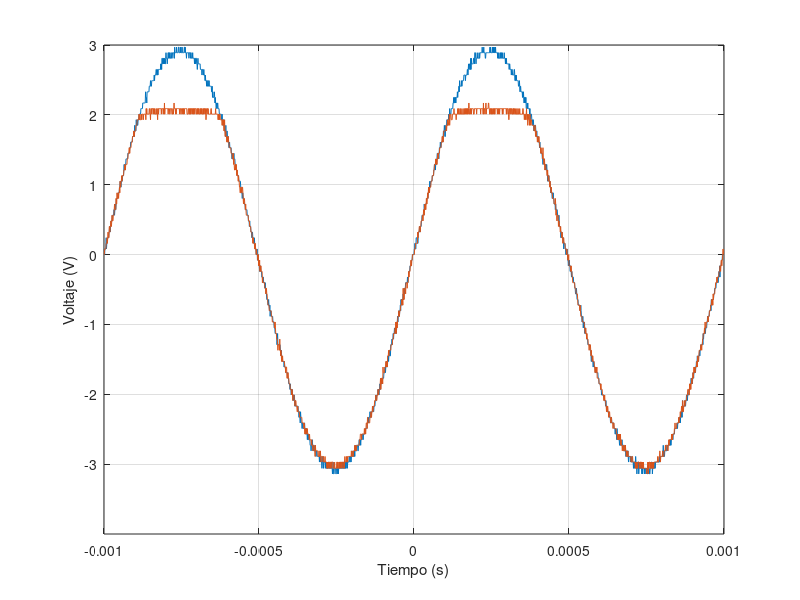

The MATLAB source for this figure:
t=[-1.00E-03
-9.99E-04
-9.98E-04
-9.97E-04
-9.96E-04
-9.95E-04
-9.94E-04
-9.93E-04
-9.92E-04
-9.91E-04
-9.90E-04
-9.89E-04
-9.88E-04
-9.87E-04
-9.86E-04
-9.85E-04
-9.84E-04
-9.83E-04
-9.82E-04
-9.81E-04
-9.80E-04
-9.79E-04
-9.78E-04
-9.77E-04
-9.76E-04
-9.75E-04
-9.74E-04
-9.73E-04
-9.72E-04
-9.71E-04
-9.70E-04
-9.69E-04
-9.68E-04
-9.67E-04
-9.66E-04
-9.65E-04
-9.64E-04
-9.63E-04
-9.62E-04
-9.61E-04
-9.60E-04
-9.59E-04
-9.58E-04
-9.57E-04
-9.56E-04
-9.55E-04
-9.54E-04
-9.53E-04
-9.52E-04
-9.51E-04
-9.50E-04
-9.49E-04
-9.48E-04
-9.47E-04
-9.46E-04
-9.45E-04
-9.44E-04
-9.43E-04
-9.42E-04
-9.41E-04
-9.40E-04
-9.39E-04
-9.38E-04
-9.37E-04
-9.36E-04
-9.35E-04
-9.34E-04
-9.33E-04
-9.32E-04
-9.31E-04
-9.30E-04
-9.29E-04
-9.28E-04
-9.27E-04
-9.26E-04
-9.25E-04
-9.24E-04
-9.23E-04
-9.22E-04
-9.21E-04
-9.20E-04
-9.19E-04
-9.18E-04
-9.17E-04
-9.16E-04
-9.15E-04
-9.14E-04
-9.13E-04
-9.12E-04
-9.11E-04
-9.10E-04
-9.09E-04
-9.08E-04
-9.07E-04
-9.06E-04
-9.05E-04
-9.04E-04
-9.03E-04
-9.02E-04
-9.01E-04
-9.00E-04
-8.99E-04
-8.98E-04
-8.97E-04
-8.96E-04
-8.95E-04
-8.94E-04
-8.93E-04
-8.92E-04
-8.91E-04
-8.90E-04
-8.89E-04
-8.88E-04
-8.87E-04
-8.86E-04
-8.85E-04
-8.84E-04
-8.83E-04
-8.82E-04
-8.81E-04
-8.80E-04
-8.79E-04
-8.78E-04
-8.77E-04
-8.76E-04
-8.75E-04
-8.74E-04
-8.73E-04
-8.72E-04
-8.71E-04
-8.70E-04
-8.69E-04
-8.68E-04
-8.67E-04
-8.66E-04
-8.65E-04
-8.64E-04
-8.63E-04
-8.62E-04
-8.61E-04
-8.60E-04
-8.59E-04
-8.58E-04
-8.57E-04
-8.56E-04
-8.55E-04
-8.54E-04
-8.53E-04
-8.52E-04
-8.51E-04
-8.50E-04
-8.49E-04
-8.48E-04
-8.47E-04
-8.46E-04
-8.45E-04
-8.44E-04
-8.43E-04
-8.42E-04
-8.41E-04
-8.40E-04
-8.39E-04
-8.38E-04
-8.37E-04
-8.36E-04
-8.35E-04
-8.34E-04
-8.33E-04
-8.32E-04
-8.31E-04
-8.30E-04
-8.29E-04
-8.28E-04
-8.27E-04
-8.26E-04
-8.25E-04
-8.24E-04
-8.23E-04
-8.22E-04
-8.21E-04
-8.20E-04
-8.19E-04
-8.18E-04
-8.17E-04
-8.16E-04
-8.15E-04
-8.14E-04
-8.13E-04
-8.12E-04
-8.11E-04
-8.10E-04
-8.09E-04
-8.08E-04
-8.07E-04
-8.06E-04
-8.05E-04
-8.04E-04
-8.03E-04
-8.02E-04
-8.01E-04
-8.00E-04
-7.99E-04
-7.98E-04
-7.97E-04
-7.96E-04
-7.95E-04
-7.94E-04
-7.93E-04
-7.92E-04
-7.91E-04
-7.90E-04
-7.89E-04
-7.88E-04
-7.87E-04
-7.86E-04
-7.85E-04
-7.84E-04
-7.83E-04
-7.82E-04
-7.81E-04
-7.80E-04
-7.79E-04
-7.78E-04
-7.77E-04
-7.76E-04
-7.75E-04
-7.74E-04
-7.73E-04
-7.72E-04
-7.71E-04
-7.70E-04
-7.69E-04
-7.68E-04
-7.67E-04
-7.66E-04
-7.65E-04
-7.64E-04
-7.63E-04
-7.62E-04
-7.61E-04
-7.60E-04
-7.59E-04
-7.58E-04
-7.57E-04
-7.56E-04
-7.55E-04
-7.54E-04
-7.53E-04
-7.52E-04
-7.51E-04
-7.50E-04
-7.49E-04
-7.48E-04
-7.47E-04
-7.46E-04
-7.45E-04
-7.44E-04
-7.43E-04
-7.42E-04
-7.41E-04
-7.40E-04
-7.39E-04
-7.38E-04
-7.37E-04
-7.36E-04
-7.35E-04
-7.34E-04
-7.33E-04
-7.32E-04
-7.31E-04
-7.30E-04
-7.29E-04
-7.28E-04
-7.27E-04
-7.26E-04
-7.25E-04
-7.24E-04
-7.23E-04
-7.22E-04
-7.21E-04
-7.20E-04
-7.19E-04
-7.18E-04
-7.17E-04
-7.16E-04
-7.15E-04
-7.14E-04
-7.13E-04
-7.12E-04
-7.11E-04
-7.10E-04
-7.09E-04
-7.08E-04
-7.07E-04
-7.06E-04
-7.05E-04
-7.04E-04
-7.03E-04
-7.02E-04
-7.01E-04
-7.00E-04
-6.99E-04
-6.98E-04
-6.97E-04
-6.96E-04
-6.95E-04
-6.94E-04
-6.93E-04
-6.92E-04
-6.91E-04
-6.90E-04
-6.89E-04
-6.88E-04
-6.87E-04
-6.86E-04
-6.85E-04
-6.84E-04
-6.83E-04
-6.82E-04
-6.81E-04
-6.80E-04
-6.79E-04
-6.78E-04
-6.77E-04
-6.76E-04
-6.75E-04
-6.74E-04
-6.73E-04
-6.72E-04
-6.71E-04
-6.70E-04
-6.69E-04
-6.68E-04
-6.67E-04
-6.66E-04
-6.65E-04
-6.64E-04
-6.63E-04
-6.62E-04
-6.61E-04
-6.60E-04
-6.59E-04
-6.58E-04
-6.57E-04
-6.56E-04
-6.55E-04
-6.54E-04
-6.53E-04
-6.52E-04
-6.51E-04
-6.50E-04
-6.49E-04
-6.48E-04
-6.47E-04
-6.46E-04
-6.45E-04
-6.44E-04
-6.43E-04
-6.42E-04
-6.41E-04
-6.40E-04
-6.39E-04
-6.38E-04
-6.37E-04
-6.36E-04
-6.35E-04
-6.34E-04
-6.33E-04
-6.32E-04
-6.31E-04
-6.30E-04
-6.29E-04
-6.28E-04
-6.27E-04
-6.26E-04
-6.25E-04
-6.24E-04
-6.23E-04
-6.22E-04
-6.21E-04
-6.20E-04
-6.19E-04
-6.18E-04
-6.17E-04
-6.16E-04
-6.15E-04
-6.14E-04
-6.13E-04
-6.12E-04
-6.11E-04
-6.10E-04
-6.09E-04
-6.08E-04
-6.07E-04
-6.06E-04
-6.05E-04
-6.04E-04
-6.03E-04
-6.02E-04
-6.01E-04
-6.00E-04
-5.99E-04
-5.98E-04
-5.97E-04
-5.96E-04
-5.95E-04
-5.94E-04
-5.93E-04
-5.92E-04
-5.91E-04
-5.90E-04
-5.89E-04
-5.88E-04
-5.87E-04
-5.86E-04
-5.85E-04
-5.84E-04
-5.83E-04
-5.82E-04
-5.81E-04
-5.80E-04
-5.79E-04
-5.78E-04
-5.77E-04
-5.76E-04
-5.75E-04
-5.74E-04
-5.73E-04
-5.72E-04
-5.71E-04
-5.70E-04
-5.69E-04
-5.68E-04
-5.67E-04
-5.66E-04
-5.65E-04
-5.64E-04
-5.63E-04
-5.62E-04
-5.61E-04
-5.60E-04
-5.59E-04
-5.58E-04
-5.57E-04
-5.56E-04
-5.55E-04
-5.54E-04
-5.53E-04
-5.52E-04
-5.51E-04
-5.50E-04
-5.49E-04
-5.48E-04
-5.47E-04
-5.46E-04
-5.45E-04
-5.44E-04
-5.43E-04
-5.42E-04
-5.41E-04
-5.40E-04
-5.39E-04
-5.38E-04
-5.37E-04
-5.36E-04
-5.35E-04
-5.34E-04
-5.33E-04
-5.32E-04
-5.31E-04
-5.30E-04
-5.29E-04
-5.28E-04
-5.27E-04
-5.26E-04
-5.25E-04
-5.24E-04
-5.23E-04
-5.22E-04
-5.21E-04
-5.20E-04
-5.19E-04
-5.18E-04
-5.17E-04
-5.16E-04
-5.15E-04
-5.14E-04
-5.13E-04
-5.12E-04
-5.11E-04
-5.10E-04
-5.09E-04
-5.08E-04
-5.07E-04
-5.06E-04
-5.05E-04
-5.04E-04
-5.03E-04
-5.02E-04
-5.01E-04
-5.00E-04
-4.99E-04
-4.98E-04
-4.97E-04
-4.96E-04
-4.95E-04
-4.94E-04
-4.93E-04
-4.92E-04
-4.91E-04
-4.90E-04
-4.89E-04
-4.88E-04
-4.87E-04
-4.86E-04
-4.85E-04
-4.84E-04
-4.83E-04
-4.82E-04
-4.81E-04
-4.80E-04
-4.79E-04
-4.78E-04
-4.77E-04
-4.76E-04
-4.75E-04
-4.74E-04
-4.73E-04
-4.72E-04
-4.71E-04
-4.70E-04
-4.69E-04
-4.68E-04
-4.67E-04
-4.66E-04
-4.65E-04
-4.64E-04
-4.63E-04
-4.62E-04
-4.61E-04
-4.60E-04
-4.59E-04
-4.58E-04
-4.57E-04
-4.56E-04
-4.55E-04
-4.54E-04
-4.53E-04
-4.52E-04
-4.51E-04
-4.50E-04
-4.49E-04
-4.48E-04
-4.47E-04
-4.46E-04
-4.45E-04
-4.44E-04
-4.43E-04
-4.42E-04
-4.41E-04
-4.40E-04
-4.39E-04
-4.38E-04
-4.37E-04
-4.36E-04
-4.35E-04
-4.34E-04
-4.33E-04
-4.32E-04
-4.31E-04
-4.30E-04
-4.29E-04
-4.28E-04
-4.27E-04
-4.26E-04
-4.25E-04
-4.24E-04
-4.23E-04
-4.22E-04
-4.21E-04
-4.20E-04
-4.19E-04
-4.18E-04
-4.17E-04
-4.16E-04
-4.15E-04
-4.14E-04
-4.13E-04
-4.12E-04
-4.11E-04
-4.10E-04
-4.09E-04
-4.08E-04
-4.07E-04
-4.06E-04
-4.05E-04
-4.04E-04
-4.03E-04
-4.02E-04
-4.01E-04
-4.00E-04
-3.99E-04
-3.98E-04
-3.97E-04
-3.96E-04
-3.95E-04
-3.94E-04
-3.93E-04
-3.92E-04
-3.91E-04
-3.90E-04
-3.89E-04
-3.88E-04
-3.87E-04
-3.86E-04
-3.85E-04
-3.84E-04
-3.83E-04
-3.82E-04
-3.81E-04
-3.80E-04
-3.79E-04
-3.78E-04
-3.77E-04
-3.76E-04
-3.75E-04
-3.74E-04
-3.73E-04
-3.72E-04
-3.71E-04
-3.70E-04
-3.69E-04
-3.68E-04
-3.67E-04
-3.66E-04
-3.65E-04
-3.64E-04
-3.63E-04
-3.62E-04
-3.61E-04
-3.60E-04
-3.59E-04
-3.58E-04
-3.57E-04
-3.56E-04
-3.55E-04
-3.54E-04
-3.53E-04
-3.52E-04
-3.51E-04
-3.50E-04
-3.49E-04
-3.48E-04
-3.47E-04
-3.46E-04
-3.45E-04
-3.44E-04
-3.43E-04
-3.42E-04
-3.41E-04
-3.40E-04
-3.39E-04
-3.38E-04
-3.37E-04
-3.36E-04
-3.35E-04
-3.34E-04
-3.33E-04
-3.32E-04
-3.31E-04
-3.30E-04
-3.29E-04
-3.28E-04
-3.27E-04
-3.26E-04
-3.25E-04
-3.24E-04
-3.23E-04
-3.22E-04
-3.21E-04
-3.20E-04
-3.19E-04
-3.18E-04
-3.17E-04
-3.16E-04
-3.15E-04
-3.14E-04
-3.13E-04
-3.12E-04
-3.11E-04
-3.10E-04
-3.09E-04
-3.08E-04
-3.07E-04
-3.06E-04
-3.05E-04
-3.04E-04
-3.03E-04
-3.02E-04
-3.01E-04
-3.00E-04
-2.99E-04
-2.98E-04
-2.97E-04
-2.96E-04
-2.95E-04
-2.94E-04
-2.93E-04
-2.92E-04
-2.91E-04
-2.90E-04
-2.89E-04
-2.88E-04
-2.87E-04
-2.86E-04
-2.85E-04
-2.84E-04
-2.83E-04
-2.82E-04
-2.81E-04
-2.80E-04
-2.79E-04
-2.78E-04
-2.77E-04
-2.76E-04
-2.75E-04
-2.74E-04
-2.73E-04
-2.72E-04
-2.71E-04
-2.70E-04
-2.69E-04
-2.68E-04
-2.67E-04
-2.66E-04
-2.65E-04
-2.64E-04
-2.63E-04
-2.62E-04
-2.61E-04
-2.60E-04
-2.59E-04
-2.58E-04
-2.57E-04
-2.56E-04
-2.55E-04
-2.54E-04
-2.53E-04
-2.52E-04
-2.51E-04
-2.50E-04
-2.49E-04
-2.48E-04
-2.47E-04
-2.46E-04
-2.45E-04
-2.44E-04
-2.43E-04
-2.42E-04
-2.41E-04
-2.40E-04
-2.39E-04
-2.38E-04
-2.37E-04
-2.36E-04
-2.35E-04
-2.34E-04
-2.33E-04
-2.32E-04
-2.31E-04
-2.30E-04
-2.29E-04
-2.28E-04
-2.27E-04
-2.26E-04
-2.25E-04
-2.24E-04
-2.23E-04
-2.22E-04
-2.21E-04
-2.20E-04
-2.19E-04
-2.18E-04
-2.17E-04
-2.16E-04
-2.15E-04
-2.14E-04
-2.13E-04
-2.12E-04
-2.11E-04
-2.10E-04
-2.09E-04
-2.08E-04
-2.07E-04
-2.06E-04
-2.05E-04
-2.04E-04
-2.03E-04
-2.02E-04
-2.01E-04
-2.00E-04
-1.99E-04
-1.98E-04
-1.97E-04
-1.96E-04
-1.95E-04
-1.94E-04
-1.93E-04
-1.92E-04
-1.91E-04
-1.90E-04
-1.89E-04
-1.88E-04
-1.87E-04
-1.86E-04
-1.85E-04
-1.84E-04
-1.83E-04
-1.82E-04
-1.81E-04
-1.80E-04
-1.79E-04
-1.78E-04
-1.77E-04
-1.76E-04
-1.75E-04
-1.74E-04
-1.73E-04
-1.72E-04
-1.71E-04
-1.70E-04
-1.69E-04
-1.68E-04
-1.67E-04
-1.66E-04
-1.65E-04
-1.64E-04
-1.63E-04
-1.62E-04
-1.61E-04
-1.60E-04
-1.59E-04
-1.58E-04
-1.57E-04
-1.56E-04
-1.55E-04
-1.54E-04
-1.53E-04
-1.52E-04
-1.51E-04
-1.50E-04
-1.49E-04
-1.48E-04
-1.47E-04
-1.46E-04
-1.45E-04
-1.44E-04
-1.43E-04
-1.42E-04
-1.41E-04
-1.40E-04
-1.39E-04
-1.38E-04
-1.37E-04
-1.36E-04
-1.35E-04
-1.34E-04
-1.33E-04
-1.32E-04
-1.31E-04
-1.30E-04
-1.29E-04
-1.28E-04
-1.27E-04
-1.26E-04
-1.25E-04
-1.24E-04
-1.23E-04
-1.22E-04
-1.21E-04
-1.20E-04
-1.19E-04
-1.18E-04
-1.17E-04
-1.16E-04
-1.15E-04
-1.14E-04
-1.13E-04
-1.12E-04
-1.11E-04
-1.10E-04
-1.09E-04
-1.08E-04
-1.07E-04
-1.06E-04
-1.05E-04
-1.04E-04
-1.03E-04
-1.02E-04
-1.01E-04
-1.00E-04
-9.90E-05
-9.80E-05
-9.70E-05
-9.60E-05
-9.50E-05
-9.40E-05
-9.30E-05
-9.20E-05
-9.10E-05
-9.00E-05
-8.90E-05
-8.80E-05
-8.70E-05
-8.60E-05
-8.50E-05
-8.40E-05
-8.30E-05
-8.20E-05
-8.10E-05
-8.00E-05
-7.90E-05
-7.80E-05
-7.70E-05
-7.60E-05
-7.50E-05
-7.40E-05
-7.30E-05
-7.20E-05
-7.10E-05
-7.00E-05
-6.90E-05
-6.80E-05
-6.70E-05
-6.60E-05
-6.50E-05
-6.40E-05
-6.30E-05
-6.20E-05
-6.10E-05
-6.00E-05
-5.90E-05
-5.80E-05
-5.70E-05
-5.60E-05
-5.50E-05
-5.40E-05
-5.30E-05
-5.20E-05
-5.10E-05
-5.00E-05
-4.90E-05
-4.80E-05
-4.70E-05
-4.60E-05
-4.50E-05
-4.40E-05
-4.30E-05
-4.20E-05
-4.10E-05
-4.00E-05
-3.90E-05
-3.80E-05
-3.70E-05
-3.60E-05
-3.50E-05
-3.40E-05
-3.30E-05
-3.20E-05
-3.10E-05
-3.00E-05
-2.90E-05
-2.80E-05
-2.70E-05
-2.60E-05
-2.50E-05
-2.40E-05
-2.30E-05
-2.20E-05
-2.10E-05
-2.00E-05
-1.90E-05
-1.80E-05
-1.70E-05
-1.60E-05
-1.50E-05
-1.40E-05
-1.30E-05
-1.20E-05
-1.10E-05
-1.00E-05
-9.00E-06
-8.00E-06
-7.00E-06
-6.00E-06
-5.00E-06
-4.00E-06
-3.00E-06
-2.00E-06
-1.00E-06
0.00E+00
1.00E-06
2.00E-06
3.00E-06
4.00E-06
5.00E-06
6.00E-06
7.00E-06
8.00E-06
9.00E-06
1.00E-05
1.10E-05
1.20E-05
1.30E-05
1.40E-05
1.50E-05
1.60E-05
1.70E-05
1.80E-05
1.90E-05
2.00E-05
2.10E-05
2.20E-05
2.30E-05
2.40E-05
2.50E-05
2.60E-05
2.70E-05
2.80E-05
2.90E-05
3.00E-05
3.10E-05
3.20E-05
3.30E-05
3.40E-05
3.50E-05
3.60E-05
3.70E-05
3.80E-05
3.90E-05
4.00E-05
4.10E-05
4.20E-05
4.30E-05
4.40E-05
4.50E-05
4.60E-05
4.70E-05
4.80E-05
4.90E-05
5.00E-05
5.10E-05
5.20E-05
5.30E-05
5.40E-05
5.50E-05
5.60E-05
5.70E-05
5.80E-05
5.90E-05
6.00E-05
6.10E-05
6.20E-05
6.30E-05
6.40E-05
6.50E-05
6.60E-05
6.70E-05
6.80E-05
6.90E-05
7.00E-05
7.10E-05
7.20E-05
7.30E-05
7.40E-05
7.50E-05
7.60E-05
7.70E-05
7.80E-05
7.90E-05
8.00E-05
8.10E-05
8.20E-05
8.30E-05
8.40E-05
8.50E-05
8.60E-05
8.70E-05
8.80E-05
8.90E-05
9.00E-05
9.10E-05
9.20E-05
9.30E-05
9.40E-05
9.50E-05
9.60E-05
9.70E-05
9.80E-05
9.90E-05
1.00E-04
1.01E-04
1.02E-04
1.03E-04
1.04E-04
1.05E-04
1.06E-04
1.07E-04
1.08E-04
1.09E-04
1.10E-04
1.11E-04
1.12E-04
1.13E-04
1.14E-04
1.15E-04
1.16E-04
1.17E-04
1.18E-04
1.19E-04
1.20E-04
1.21E-04
1.22E-04
1.23E-04
1.24E-04
1.25E-04
1.26E-04
1.27E-04
1.28E-04
1.29E-04
1.30E-04
1.31E-04
1.32E-04
1.33E-04
1.34E-04
1.35E-04
1.36E-04
1.37E-04
1.38E-04
1.39E-04
1.40E-04
1.41E-04
1.42E-04
1.43E-04
1.44E-04
1.45E-04
1.46E-04
1.47E-04
1.48E-04
1.49E-04
1.50E-04
1.51E-04
1.52E-04
1.53E-04
1.54E-04
1.55E-04
1.56E-04
1.57E-04
1.58E-04
1.59E-04
1.60E-04
1.61E-04
1.62E-04
1.63E-04
1.64E-04
1.65E-04
1.66E-04
1.67E-04
1.68E-04
1.69E-04
1.70E-04
1.71E-04
1.72E-04
1.73E-04
1.74E-04
1.75E-04
1.76E-04
1.77E-04
1.78E-04
1.79E-04
1.80E-04
1.81E-04
1.82E-04
1.83E-04
1.84E-04
1.85E-04
1.86E-04
1.87E-04
1.88E-04
1.89E-04
1.90E-04
1.91E-04
1.92E-04
1.93E-04
1.94E-04
1.95E-04
1.96E-04
1.97E-04
1.98E-04
1.99E-04
2.00E-04
2.01E-04
2.02E-04
2.03E-04
2.04E-04
2.05E-04
2.06E-04
2.07E-04
2.08E-04
2.09E-04
2.10E-04
2.11E-04
2.12E-04
2.13E-04
2.14E-04
2.15E-04
2.16E-04
2.17E-04
2.18E-04
2.19E-04
2.20E-04
2.21E-04
2.22E-04
2.23E-04
2.24E-04
2.25E-04
2.26E-04
2.27E-04
2.28E-04
2.29E-04
2.30E-04
2.31E-04
2.32E-04
2.33E-04
2.34E-04
2.35E-04
2.36E-04
2.37E-04
2.38E-04
2.39E-04
2.40E-04
2.41E-04
2.42E-04
2.43E-04
2.44E-04
2.45E-04
2.46E-04
2.47E-04
2.48E-04
2.49E-04
2.50E-04
2.51E-04
2.52E-04
2.53E-04
2.54E-04
2.55E-04
2.56E-04
2.57E-04
2.58E-04
2.59E-04
2.60E-04
2.61E-04
2.62E-04
2.63E-04
2.64E-04
2.65E-04
2.66E-04
2.67E-04
2.68E-04
2.69E-04
2.70E-04
2.71E-04
2.72E-04
2.73E-04
2.74E-04
2.75E-04
2.76E-04
2.77E-04
2.78E-04
2.79E-04
2.80E-04
2.81E-04
2.82E-04
2.83E-04
2.84E-04
2.85E-04
2.86E-04
2.87E-04
2.88E-04
2.89E-04
2.90E-04
2.91E-04
2.92E-04
2.93E-04
2.94E-04
2.95E-04
2.96E-04
2.97E-04
2.98E-04
2.99E-04
3.00E-04
3.01E-04
3.02E-04
3.03E-04
3.04E-04
3.05E-04
3.06E-04
3.07E-04
3.08E-04
3.09E-04
3.10E-04
3.11E-04
3.12E-04
3.13E-04
3.14E-04
3.15E-04
3.16E-04
3.17E-04
3.18E-04
3.19E-04
3.20E-04
3.21E-04
3.22E-04
3.23E-04
3.24E-04
3.25E-04
3.26E-04
3.27E-04
3.28E-04
3.29E-04
3.30E-04
3.31E-04
3.32E-04
3.33E-04
3.34E-04
3.35E-04
3.36E-04
3.37E-04
3.38E-04
3.39E-04
3.40E-04
3.41E-04
3.42E-04
3.43E-04
3.44E-04
3.45E-04
3.46E-04
3.47E-04
3.48E-04
3.49E-04
3.50E-04
3.51E-04
3.52E-04
3.53E-04
3.54E-04
3.55E-04
3.56E-04
3.57E-04
3.58E-04
3.59E-04
3.60E-04
3.61E-04
3.62E-04
3.63E-04
3.64E-04
3.65E-04
3.66E-04
3.67E-04
3.68E-04
3.69E-04
3.70E-04
3.71E-04
3.72E-04
3.73E-04
3.74E-04
3.75E-04
3.76E-04
3.77E-04
3.78E-04
3.79E-04
3.80E-04
3.81E-04
3.82E-04
3.83E-04
3.84E-04
3.85E-04
3.86E-04
3.87E-04
3.88E-04
3.89E-04
3.90E-04
3.91E-04
3.92E-04
3.93E-04
3.94E-04
3.95E-04
3.96E-04
3.97E-04
3.98E-04
3.99E-04
4.00E-04
4.01E-04
4.02E-04
4.03E-04
4.04E-04
4.05E-04
4.06E-04
4.07E-04
4.08E-04
4.09E-04
4.10E-04
4.11E-04
4.12E-04
4.13E-04
4.14E-04
4.15E-04
4.16E-04
4.17E-04
4.18E-04
4.19E-04
4.20E-04
4.21E-04
4.22E-04
4.23E-04
4.24E-04
4.25E-04
4.26E-04
4.27E-04
4.28E-04
4.29E-04
4.30E-04
4.31E-04
4.32E-04
4.33E-04
4.34E-04
4.35E-04
4.36E-04
4.37E-04
4.38E-04
4.39E-04
4.40E-04
4.41E-04
4.42E-04
4.43E-04
4.44E-04
4.45E-04
4.46E-04
4.47E-04
4.48E-04
4.49E-04
4.50E-04
4.51E-04
4.52E-04
4.53E-04
4.54E-04
4.55E-04
4.56E-04
4.57E-04
4.58E-04
4.59E-04
4.60E-04
4.61E-04
4.62E-04
4.63E-04
4.64E-04
4.65E-04
4.66E-04
4.67E-04
4.68E-04
4.69E-04
4.70E-04
4.71E-04
4.72E-04
4.73E-04
4.74E-04
4.75E-04
4.76E-04
4.77E-04
4.78E-04
4.79E-04
4.80E-04
4.81E-04
4.82E-04
4.83E-04
4.84E-04
4.85E-04
4.86E-04
4.87E-04
4.88E-04
4.89E-04
4.90E-04
4.91E-04
4.92E-04
4.93E-04
4.94E-04
4.95E-04
4.96E-04
4.97E-04
4.98E-04
4.99E-04
5.00E-04
5.01E-04
5.02E-04
5.03E-04
5.04E-04
5.05E-04
5.06E-04
5.07E-04
5.08E-04
5.09E-04
5.10E-04
5.11E-04
5.12E-04
5.13E-04
5.14E-04
5.15E-04
5.16E-04
5.17E-04
5.18E-04
5.19E-04
5.20E-04
5.21E-04
5.22E-04
5.23E-04
5.24E-04
5.25E-04
5.26E-04
5.27E-04
5.28E-04
5.29E-04
5.30E-04
5.31E-04
5.32E-04
5.33E-04
5.34E-04
5.35E-04
5.36E-04
5.37E-04
5.38E-04
5.39E-04
5.40E-04
5.41E-04
5.42E-04
5.43E-04
5.44E-04
5.45E-04
5.46E-04
5.47E-04
5.48E-04
5.49E-04
5.50E-04
5.51E-04
5.52E-04
5.53E-04
5.54E-04
5.55E-04
5.56E-04
5.57E-04
5.58E-04
5.59E-04
5.60E-04
5.61E-04
5.62E-04
5.63E-04
5.64E-04
5.65E-04
5.66E-04
5.67E-04
5.68E-04
5.69E-04
5.70E-04
5.71E-04
5.72E-04
5.73E-04
5.74E-04
5.75E-04
5.76E-04
5.77E-04
5.78E-04
5.79E-04
5.80E-04
5.81E-04
5.82E-04
5.83E-04
5.84E-04
5.85E-04
5.86E-04
5.87E-04
5.88E-04
5.89E-04
5.90E-04
5.91E-04
5.92E-04
5.93E-04
5.94E-04
5.95E-04
5.96E-04
5.97E-04
5.98E-04
5.99E-04
6.00E-04
6.01E-04
6.02E-04
6.03E-04
6.04E-04
6.05E-04
6.06E-04
6.07E-04
6.08E-04
6.09E-04
6.10E-04
6.11E-04
6.12E-04
6.13E-04
6.14E-04
6.15E-04
6.16E-04
6.17E-04
6.18E-04
6.19E-04
6.20E-04
6.21E-04
6.22E-04
6.23E-04
6.24E-04
6.25E-04
6.26E-04
6.27E-04
6.28E-04
6.29E-04
6.30E-04
6.31E-04
6.32E-04
6.33E-04
6.34E-04
6.35E-04
6.36E-04
6.37E-04
6.38E-04
6.39E-04
6.40E-04
6.41E-04
6.42E-04
6.43E-04
6.44E-04
6.45E-04
6.46E-04
6.47E-04
6.48E-04
6.49E-04
6.50E-04
6.51E-04
6.52E-04
6.53E-04
6.54E-04
6.55E-04
6.56E-04
6.57E-04
6.58E-04
6.59E-04
6.60E-04
6.61E-04
6.62E-04
6.63E-04
6.64E-04
6.65E-04
6.66E-04
6.67E-04
6.68E-04
6.69E-04
6.70E-04
6.71E-04
6.72E-04
6.73E-04
6.74E-04
6.75E-04
6.76E-04
6.77E-04
6.78E-04
6.79E-04
6.80E-04
6.81E-04
6.82E-04
6.83E-04
6.84E-04
6.85E-04
6.86E-04
6.87E-04
6.88E-04
6.89E-04
6.90E-04
6.91E-04
6.92E-04
6.93E-04
6.94E-04
6.95E-04
6.96E-04
6.97E-04
6.98E-04
6.99E-04
7.00E-04
7.01E-04
7.02E-04
7.03E-04
7.04E-04
7.05E-04
7.06E-04
7.07E-04
7.08E-04
7.09E-04
7.10E-04
7.11E-04
7.12E-04
7.13E-04
7.14E-04
7.15E-04
7.16E-04
7.17E-04
7.18E-04
7.19E-04
7.20E-04
7.21E-04
7.22E-04
7.23E-04
7.24E-04
7.25E-04
7.26E-04
7.27E-04
7.28E-04
7.29E-04
7.30E-04
7.31E-04
7.32E-04
7.33E-04
7.34E-04
7.35E-04
7.36E-04
7.37E-04
7.38E-04
7.39E-04
7.40E-04
7.41E-04
7.42E-04
7.43E-04
7.44E-04
7.45E-04
7.46E-04
7.47E-04
7.48E-04
7.49E-04
7.50E-04
7.51E-04
7.52E-04
7.53E-04
7.54E-04
7.55E-04
7.56E-04
7.57E-04
7.58E-04
7.59E-04
7.60E-04
7.61E-04
7.62E-04
7.63E-04
7.64E-04
7.65E-04
7.66E-04
7.67E-04
7.68E-04
7.69E-04
7.70E-04
7.71E-04
7.72E-04
7.73E-04
7.74E-04
7.75E-04
7.76E-04
7.77E-04
7.78E-04
7.79E-04
7.80E-04
7.81E-04
7.82E-04
7.83E-04
7.84E-04
7.85E-04
7.86E-04
7.87E-04
7.88E-04
7.89E-04
7.90E-04
7.91E-04
7.92E-04
7.93E-04
7.94E-04
7.95E-04
7.96E-04
7.97E-04
7.98E-04
7.99E-04
8.00E-04
8.01E-04
8.02E-04
8.03E-04
8.04E-04
8.05E-04
8.06E-04
8.07E-04
8.08E-04
8.09E-04
8.10E-04
8.11E-04
8.12E-04
8.13E-04
8.14E-04
8.15E-04
8.16E-04
8.17E-04
8.18E-04
8.19E-04
8.20E-04
8.21E-04
8.22E-04
8.23E-04
8.24E-04
8.25E-04
8.26E-04
8.27E-04
8.28E-04
8.29E-04
8.30E-04
8.31E-04
8.32E-04
8.33E-04
8.34E-04
8.35E-04
8.36E-04
8.37E-04
8.38E-04
8.39E-04
8.40E-04
8.41E-04
8.42E-04
8.43E-04
8.44E-04
8.45E-04
8.46E-04
8.47E-04
8.48E-04
8.49E-04
8.50E-04
8.51E-04
8.52E-04
8.53E-04
8.54E-04
8.55E-04
8.56E-04
8.57E-04
8.58E-04
8.59E-04
8.60E-04
8.61E-04
8.62E-04
8.63E-04
8.64E-04
8.65E-04
8.66E-04
8.67E-04
8.68E-04
8.69E-04
8.70E-04
8.71E-04
8.72E-04
8.73E-04
8.74E-04
8.75E-04
8.76E-04
8.77E-04
8.78E-04
8.79E-04
8.80E-04
8.81E-04
8.82E-04
8.83E-04
8.84E-04
8.85E-04
8.86E-04
8.87E-04
8.88E-04
8.89E-04
8.90E-04
8.91E-04
8.92E-04
8.93E-04
8.94E-04
8.95E-04
8.96E-04
8.97E-04
8.98E-04
8.99E-04
9.00E-04
9.01E-04
9.02E-04
9.03E-04
9.04E-04
9.05E-04
9.06E-04
9.07E-04
9.08E-04
9.09E-04
9.10E-04
9.11E-04
9.12E-04
9.13E-04
9.14E-04
9.15E-04
9.16E-04
9.17E-04
9.18E-04
9.19E-04
9.20E-04
9.21E-04
9.22E-04
9.23E-04
9.24E-04
9.25E-04
9.26E-04
9.27E-04
9.28E-04
9.29E-04
9.30E-04
9.31E-04
9.32E-04
9.33E-04
9.34E-04
9.35E-04
9.36E-04
9.37E-04
9.38E-04
9.39E-04
9.40E-04
9.41E-04
9.42E-04
9.43E-04
9.44E-04
9.45E-04
9.46E-04
9.47E-04
9.48E-04
9.49E-04
9.50E-04
9.51E-04
9.52E-04
9.53E-04
9.54E-04
9.55E-04
9.56E-04
9.57E-04
9.58E-04
9.59E-04
9.60E-04
9.61E-04
9.62E-04
9.63E-04
9.64E-04
9.65E-04
9.66E-04
9.67E-04
9.68E-04
9.69E-04
9.70E-04
9.71E-04
9.72E-04
9.73E-04
9.74E-04
9.75E-04
9.76E-04
9.77E-04
9.78E-04
9.79E-04
9.80E-04
9.81E-04
9.82E-04
9.83E-04
9.84E-04
9.85E-04
9.86E-04
9.87E-04
9.88E-04
9.89E-04
9.90E-04
9.91E-04
9.92E-04
9.93E-04
9.94E-04
9.95E-04
9.96E-04
9.97E-04
9.98E-04
9.99E-04];
x=[8.04E-02
8.04E-02
0.00E+00
8.04E-02
8.04E-02
8.04E-02
8.04E-02
2.41E-01
8.04E-02
1.61E-01
1.61E-01
2.41E-01
2.41E-01
2.41E-01
2.41E-01
2.41E-01
3.22E-01
3.22E-01
4.02E-01
4.02E-01
3.22E-01
4.02E-01
4.02E-01
4.82E-01
4.82E-01
4.82E-01
4.82E-01
5.63E-01
5.63E-01
5.63E-01
5.63E-01
5.63E-01
6.43E-01
6.43E-01
5.63E-01
6.43E-01
7.24E-01
6.43E-01
6.43E-01
7.24E-01
8.04E-01
8.04E-01
8.04E-01
8.04E-01
8.04E-01
8.84E-01
8.84E-01
8.84E-01
8.84E-01
8.84E-01
9.65E-01
9.65E-01
1.05E+00
1.05E+00
9.65E-01
9.65E-01
1.05E+00
1.05E+00
1.05E+00
1.05E+00
1.13E+00
1.13E+00
1.13E+00
1.13E+00
1.21E+00
1.29E+00
1.21E+00
1.29E+00
1.21E+00
1.29E+00
1.29E+00
1.37E+00
1.37E+00
1.37E+00
1.37E+00
1.37E+00
1.37E+00
1.45E+00
1.45E+00
1.45E+00
1.45E+00
1.45E+00
1.45E+00
1.53E+00
1.53E+00
1.53E+00
1.61E+00
1.61E+00
1.61E+00
1.61E+00
1.61E+00
1.61E+00
1.69E+00
1.69E+00
1.69E+00
1.69E+00
1.69E+00
1.77E+00
1.69E+00
1.85E+00
1.77E+00
1.77E+00
1.77E+00
1.77E+00
1.93E+00
1.85E+00
1.85E+00
1.93E+00
1.85E+00
1.85E+00
1.93E+00
1.93E+00
1.93E+00
2.01E+00
2.01E+00
2.01E+00
2.01E+00
2.01E+00
2.01E+00
2.09E+00
2.09E+00
2.09E+00
2.09E+00
2.09E+00
2.09E+00
2.17E+00
2.17E+00
2.17E+00
2.17E+00
2.17E+00
2.17E+00
2.17E+00
2.17E+00
2.17E+00
2.33E+00
2.25E+00
2.25E+00
2.25E+00
2.17E+00
2.33E+00
2.33E+00
2.33E+00
2.33E+00
2.33E+00
2.33E+00
2.33E+00
2.41E+00
2.41E+00
2.41E+00
2.41E+00
2.49E+00
2.41E+00
2.41E+00
2.41E+00
2.49E+00
2.49E+00
2.49E+00
2.49E+00
2.49E+00
2.49E+00
2.49E+00
2.49E+00
2.57E+00
2.49E+00
2.57E+00
2.57E+00
2.57E+00
2.57E+00
2.65E+00
2.65E+00
2.57E+00
2.57E+00
2.57E+00
2.65E+00
2.57E+00
2.65E+00
2.65E+00
2.65E+00
2.65E+00
2.65E+00
2.65E+00
2.65E+00
2.65E+00
2.73E+00
2.65E+00
2.73E+00
2.65E+00
2.81E+00
2.81E+00
2.73E+00
2.73E+00
2.81E+00
2.73E+00
2.81E+00
2.81E+00
2.73E+00
2.81E+00
2.73E+00
2.73E+00
2.81E+00
2.89E+00
2.81E+00
2.81E+00
2.81E+00
2.73E+00
2.81E+00
2.81E+00
2.89E+00
2.81E+00
2.89E+00
2.89E+00
2.81E+00
2.89E+00
2.81E+00
2.81E+00
2.81E+00
2.89E+00
2.89E+00
2.81E+00
2.81E+00
2.81E+00
2.89E+00
2.89E+00
2.89E+00
2.89E+00
2.89E+00
2.81E+00
2.81E+00
2.97E+00
2.89E+00
2.89E+00
2.89E+00
2.89E+00
2.89E+00
2.97E+00
2.89E+00
2.89E+00
2.89E+00
2.89E+00
2.89E+00
2.97E+00
2.97E+00
2.89E+00
2.89E+00
2.89E+00
2.89E+00
2.97E+00
2.89E+00
2.97E+00
2.89E+00
2.89E+00
2.89E+00
2.97E+00
2.89E+00
2.89E+00
2.89E+00
2.89E+00
2.89E+00
2.89E+00
2.97E+00
2.97E+00
2.89E+00
2.97E+00
2.89E+00
2.89E+00
2.89E+00
2.81E+00
2.89E+00
2.89E+00
2.89E+00
2.89E+00
2.89E+00
2.89E+00
2.89E+00
2.81E+00
2.89E+00
2.89E+00
2.89E+00
2.89E+00
2.81E+00
2.89E+00
2.89E+00
2.81E+00
2.81E+00
2.81E+00
2.81E+00
2.89E+00
2.81E+00
2.81E+00
2.81E+00
2.81E+00
2.81E+00
2.73E+00
2.81E+00
2.81E+00
2.73E+00
2.81E+00
2.81E+00
2.81E+00
2.73E+00
2.73E+00
2.65E+00
2.73E+00
2.81E+00
2.73E+00
2.73E+00
2.73E+00
2.73E+00
2.73E+00
2.73E+00
2.73E+00
2.65E+00
2.65E+00
2.65E+00
2.65E+00
2.65E+00
2.57E+00
2.65E+00
2.65E+00
2.65E+00
2.57E+00
2.57E+00
2.65E+00
2.57E+00
2.57E+00
2.57E+00
2.49E+00
2.57E+00
2.49E+00
2.49E+00
2.49E+00
2.41E+00
2.49E+00
2.41E+00
2.41E+00
2.49E+00
2.49E+00
2.41E+00
2.41E+00
2.49E+00
2.41E+00
2.41E+00
2.41E+00
2.41E+00
2.41E+00
2.41E+00
2.41E+00
2.33E+00
2.33E+00
2.41E+00
2.25E+00
2.33E+00
2.25E+00
2.25E+00
2.25E+00
2.25E+00
2.33E+00
2.25E+00
2.17E+00
2.25E+00
2.17E+00
2.17E+00
2.09E+00
2.17E+00
2.17E+00
2.09E+00
2.17E+00
2.17E+00
2.09E+00
2.09E+00
2.09E+00
2.09E+00
2.01E+00
2.01E+00
2.01E+00
2.01E+00
2.01E+00
2.01E+00
2.01E+00
1.93E+00
1.93E+00
2.01E+00
1.93E+00
1.93E+00
1.85E+00
1.93E+00
1.85E+00
1.93E+00
1.85E+00
1.77E+00
1.77E+00
1.77E+00
1.69E+00
1.85E+00
1.69E+00
1.69E+00
1.69E+00
1.77E+00
1.69E+00
1.69E+00
1.61E+00
1.69E+00
1.61E+00
1.53E+00
1.53E+00
1.61E+00
1.53E+00
1.53E+00
1.53E+00
1.53E+00
1.53E+00
1.45E+00
1.45E+00
1.37E+00
1.45E+00
1.37E+00
1.37E+00
1.37E+00
1.37E+00
1.45E+00
1.37E+00
1.37E+00
1.37E+00
1.29E+00
1.29E+00
1.29E+00
1.21E+00
1.21E+00
1.21E+00
1.21E+00
1.13E+00
1.13E+00
1.13E+00
1.13E+00
1.13E+00
1.05E+00
1.05E+00
1.05E+00
1.05E+00
1.05E+00
1.05E+00
9.65E-01
9.65E-01
8.84E-01
8.84E-01
8.84E-01
8.04E-01
8.84E-01
8.84E-01
8.04E-01
8.04E-01
8.04E-01
7.24E-01
7.24E-01
7.24E-01
7.24E-01
6.43E-01
6.43E-01
6.43E-01
6.43E-01
6.43E-01
6.43E-01
5.63E-01
5.63E-01
5.63E-01
5.63E-01
4.82E-01
4.82E-01
4.82E-01
4.02E-01
4.82E-01
4.02E-01
4.02E-01
4.02E-01
3.22E-01
3.22E-01
3.22E-01
2.41E-01
3.22E-01
3.22E-01
2.41E-01
2.41E-01
2.41E-01
1.61E-01
1.61E-01
2.41E-01
1.61E-01
1.61E-01
8.04E-02
8.04E-02
8.04E-02
0.00E+00
0.00E+00
0.00E+00
8.04E-02
-8.04E-02
-8.04E-02
0.00E+00
-8.04E-02
-8.04E-02
-1.61E-01
-1.61E-01
-2.41E-01
-2.41E-01
-1.61E-01
-1.61E-01
-2.41E-01
-2.41E-01
-2.41E-01
-3.22E-01
-3.22E-01
-3.22E-01
-4.02E-01
-3.22E-01
-3.22E-01
-4.02E-01
-4.02E-01
-4.02E-01
-4.02E-01
-4.82E-01
-4.02E-01
-4.82E-01
-4.82E-01
-5.63E-01
-5.63E-01
-6.43E-01
-6.43E-01
-6.43E-01
-6.43E-01
-7.24E-01
-7.24E-01
-6.43E-01
-7.24E-01
-7.24E-01
-8.04E-01
-7.24E-01
-8.84E-01
-8.04E-01
-8.04E-01
-8.04E-01
-8.84E-01
-8.84E-01
-8.84E-01
-8.84E-01
-8.84E-01
-9.65E-01
-9.65E-01
-9.65E-01
-9.65E-01
-1.05E+00
-1.05E+00
-1.05E+00
-1.13E+00
-1.13E+00
-1.13E+00
-1.13E+00
-1.13E+00
-1.13E+00
-1.29E+00
-1.21E+00
-1.13E+00
-1.29E+00
-1.29E+00
-1.29E+00
-1.29E+00
-1.29E+00
-1.29E+00
-1.29E+00
-1.29E+00
-1.37E+00
-1.37E+00
-1.45E+00
-1.37E+00
-1.45E+00
-1.45E+00
-1.53E+00
-1.53E+00
-1.53E+00
-1.53E+00
-1.53E+00
-1.53E+00
-1.61E+00
-1.53E+00
-1.61E+00
-1.61E+00
-1.61E+00
-1.69E+00
-1.69E+00
-1.69E+00
-1.69E+00
-1.69E+00
-1.69E+00
-1.69E+00
-1.77E+00
-1.77E+00
-1.77E+00
-1.85E+00
-1.85E+00
-1.85E+00
-1.85E+00
-1.93E+00
-1.85E+00
-1.93E+00
-1.93E+00
-2.01E+00
-1.93E+00
-2.01E+00
-1.93E+00
-2.01E+00
-2.01E+00
-2.09E+00
-2.09E+00
-2.01E+00
-2.01E+00
-2.01E+00
-2.09E+00
-2.17E+00
-2.09E+00
-2.17E+00
-2.17E+00
-2.17E+00
-2.17E+00
-2.17E+00
-2.17E+00
-2.17E+00
-2.17E+00
-2.17E+00
-2.25E+00
-2.25E+00
-2.33E+00
-2.25E+00
-2.25E+00
-2.33E+00
-2.41E+00
-2.25E+00
-2.33E+00
-2.41E+00
-2.41E+00
-2.41E+00
-2.49E+00
-2.41E+00
-2.41E+00
-2.49E+00
-2.49E+00
-2.49E+00
-2.49E+00
-2.41E+00
-2.41E+00
-2.49E+00
-2.49E+00
-2.57E+00
-2.49E+00
-2.57E+00
-2.49E+00
-2.57E+00
-2.57E+00
-2.65E+00
-2.57E+00
-2.65E+00
-2.65E+00
-2.57E+00
-2.65E+00
-2.65E+00
-2.65E+00
-2.65E+00
-2.73E+00
-2.73E+00
-2.73E+00
-2.81E+00
-2.73E+00
-2.73E+00
-2.73E+00
-2.65E+00
-2.73E+00
-2.81E+00
-2.81E+00
-2.73E+00
-2.73E+00
-2.81E+00
-2.81E+00
-2.81E+00
-2.73E+00
-2.81E+00
-2.81E+00
-2.89E+00
-2.81E+00
-2.81E+00
-2.81E+00
-2.89E+00
-2.89E+00
-2.89E+00
-2.89E+00
-2.89E+00
-2.89E+00
-2.89E+00
-2.97E+00
-2.89E+00
-2.89E+00
-2.97E+00
-2.89E+00
-2.89E+00
-2.97E+00
-2.97E+00
-3.06E+00
-2.97E+00
-2.97E+00
-2.89E+00
-2.97E+00
-3.06E+00
-2.97E+00
-2.97E+00
-2.97E+00
-2.97E+00
-2.97E+00
-3.06E+00
-2.97E+00
-2.97E+00
-3.06E+00
-3.06E+00
-2.97E+00
-3.06E+00
-3.06E+00
-3.06E+00
-3.06E+00
-3.06E+00
-2.97E+00
-2.97E+00
-3.06E+00
-3.06E+00
-3.06E+00
-3.06E+00
-3.06E+00
-3.06E+00
-2.97E+00
-3.06E+00
-3.06E+00
-3.06E+00
-3.14E+00
-3.06E+00
-2.97E+00
-3.06E+00
-3.14E+00
-3.14E+00
-3.06E+00
-3.06E+00
-3.06E+00
-3.06E+00
-3.06E+00
-3.14E+00
-3.14E+00
-3.06E+00
-3.06E+00
-3.06E+00
-3.06E+00
-3.14E+00
-3.06E+00
-3.14E+00
-3.06E+00
-3.06E+00
-3.06E+00
-3.06E+00
-2.97E+00
-3.06E+00
-3.06E+00
-2.97E+00
-3.06E+00
-3.06E+00
-3.06E+00
-3.06E+00
-3.06E+00
-2.97E+00
-3.06E+00
-2.97E+00
-3.06E+00
-3.06E+00
-2.97E+00
-3.06E+00
-2.97E+00
-3.06E+00
-3.06E+00
-2.97E+00
-3.06E+00
-2.97E+00
-2.97E+00
-2.97E+00
-3.06E+00
-2.97E+00
-2.97E+00
-2.97E+00
-2.97E+00
-2.97E+00
-2.89E+00
-2.89E+00
-2.97E+00
-2.97E+00
-2.89E+00
-2.89E+00
-2.97E+00
-2.89E+00
-2.89E+00
-2.81E+00
-2.89E+00
-2.89E+00
-2.89E+00
-2.89E+00
-2.89E+00
-2.81E+00
-2.89E+00
-2.81E+00
-2.89E+00
-2.73E+00
-2.81E+00
-2.81E+00
-2.81E+00
-2.81E+00
-2.73E+00
-2.73E+00
-2.73E+00
-2.73E+00
-2.81E+00
-2.81E+00
-2.73E+00
-2.73E+00
-2.65E+00
-2.65E+00
-2.73E+00
-2.65E+00
-2.65E+00
-2.73E+00
-2.65E+00
-2.65E+00
-2.57E+00
-2.65E+00
-2.57E+00
-2.57E+00
-2.57E+00
-2.65E+00
-2.57E+00
-2.57E+00
-2.57E+00
-2.57E+00
-2.57E+00
-2.49E+00
-2.49E+00
-2.49E+00
-2.49E+00
-2.49E+00
-2.49E+00
-2.49E+00
-2.41E+00
-2.41E+00
-2.41E+00
-2.33E+00
-2.33E+00
-2.41E+00
-2.33E+00
-2.33E+00
-2.33E+00
-2.25E+00
-2.33E+00
-2.33E+00
-2.25E+00
-2.33E+00
-2.25E+00
-2.25E+00
-2.25E+00
-2.25E+00
-2.25E+00
-2.17E+00
-2.25E+00
-2.25E+00
-2.17E+00
-2.17E+00
-2.17E+00
-2.17E+00
-2.09E+00
-2.09E+00
-2.01E+00
-2.09E+00
-2.09E+00
-2.01E+00
-2.01E+00
-2.01E+00
-2.01E+00
-1.93E+00
-2.01E+00
-1.93E+00
-2.01E+00
-1.93E+00
-1.93E+00
-1.85E+00
-1.93E+00
-1.93E+00
-1.85E+00
-1.85E+00
-1.85E+00
-1.77E+00
-1.77E+00
-1.85E+00
-1.77E+00
-1.77E+00
-1.77E+00
-1.77E+00
-1.69E+00
-1.69E+00
-1.69E+00
-1.69E+00
-1.61E+00
-1.69E+00
-1.61E+00
-1.61E+00
-1.53E+00
-1.61E+00
-1.53E+00
-1.61E+00
-1.53E+00
-1.53E+00
-1.45E+00
-1.53E+00
-1.45E+00
-1.45E+00
-1.37E+00
-1.45E+00
-1.45E+00
-1.45E+00
-1.29E+00
-1.29E+00
-1.29E+00
-1.29E+00
-1.21E+00
-1.29E+00
-1.21E+00
-1.21E+00
-1.13E+00
-1.21E+00
-1.13E+00
-1.13E+00
-1.05E+00
-1.13E+00
-1.13E+00
-1.05E+00
-1.05E+00
-1.05E+00
-1.13E+00
-1.05E+00
-9.65E-01
-9.65E-01
-8.84E-01
-9.65E-01
-8.84E-01
-8.84E-01
-8.04E-01
-8.84E-01
-8.84E-01
-8.04E-01
-8.04E-01
-7.24E-01
-8.04E-01
-6.43E-01
-7.24E-01
-6.43E-01
-6.43E-01
-7.24E-01
-6.43E-01
-6.43E-01
-5.63E-01
-6.43E-01
-6.43E-01
-4.82E-01
-5.63E-01
-5.63E-01
-4.82E-01
-4.82E-01
-4.02E-01
-4.02E-01
-4.02E-01
-4.02E-01
-4.02E-01
-4.02E-01
-3.22E-01
-4.02E-01
-3.22E-01
-3.22E-01
-2.41E-01
-2.41E-01
-2.41E-01
-2.41E-01
-1.61E-01
-1.61E-01
-1.61E-01
-1.61E-01
-1.61E-01
-8.04E-02
-8.04E-02
-8.04E-02
0.00E+00
0.00E+00
0.00E+00
0.00E+00
0.00E+00
0.00E+00
8.04E-02
8.04E-02
1.61E-01
8.04E-02
8.04E-02
8.04E-02
2.41E-01
2.41E-01
2.41E-01
2.41E-01
1.61E-01
1.61E-01
1.61E-01
3.22E-01
3.22E-01
3.22E-01
3.22E-01
4.02E-01
4.02E-01
3.22E-01
4.02E-01
4.02E-01
4.02E-01
4.82E-01
4.82E-01
5.63E-01
5.63E-01
5.63E-01
5.63E-01
5.63E-01
5.63E-01
5.63E-01
7.24E-01
6.43E-01
6.43E-01
7.24E-01
7.24E-01
7.24E-01
7.24E-01
7.24E-01
8.04E-01
8.04E-01
8.04E-01
8.04E-01
8.04E-01
8.84E-01
8.84E-01
8.84E-01
9.65E-01
9.65E-01
1.05E+00
9.65E-01
9.65E-01
1.05E+00
1.05E+00
1.05E+00
1.05E+00
1.05E+00
1.13E+00
1.13E+00
1.13E+00
1.13E+00
1.13E+00
1.21E+00
1.21E+00
1.29E+00
1.29E+00
1.29E+00
1.21E+00
1.29E+00
1.29E+00
1.29E+00
1.29E+00
1.37E+00
1.45E+00
1.45E+00
1.37E+00
1.45E+00
1.45E+00
1.37E+00
1.45E+00
1.53E+00
1.53E+00
1.53E+00
1.61E+00
1.53E+00
1.53E+00
1.61E+00
1.61E+00
1.61E+00
1.61E+00
1.69E+00
1.61E+00
1.69E+00
1.77E+00
1.69E+00
1.77E+00
1.85E+00
1.77E+00
1.69E+00
1.69E+00
1.85E+00
1.85E+00
1.85E+00
1.85E+00
1.93E+00
1.93E+00
1.85E+00
1.93E+00
1.93E+00
1.93E+00
2.01E+00
1.93E+00
1.93E+00
2.09E+00
2.01E+00
2.01E+00
2.01E+00
2.01E+00
2.09E+00
2.09E+00
2.09E+00
2.09E+00
2.09E+00
2.09E+00
2.17E+00
2.17E+00
2.25E+00
2.17E+00
2.17E+00
2.25E+00
2.25E+00
2.17E+00
2.25E+00
2.17E+00
2.25E+00
2.25E+00
2.25E+00
2.25E+00
2.33E+00
2.25E+00
2.33E+00
2.33E+00
2.33E+00
2.41E+00
2.33E+00
2.49E+00
2.41E+00
2.41E+00
2.41E+00
2.41E+00
2.41E+00
2.49E+00
2.41E+00
2.41E+00
2.49E+00
2.49E+00
2.49E+00
2.49E+00
2.49E+00
2.57E+00
2.57E+00
2.57E+00
2.57E+00
2.57E+00
2.49E+00
2.57E+00
2.57E+00
2.57E+00
2.57E+00
2.57E+00
2.65E+00
2.65E+00
2.57E+00
2.65E+00
2.73E+00
2.65E+00
2.65E+00
2.73E+00
2.73E+00
2.65E+00
2.65E+00
2.81E+00
2.65E+00
2.81E+00
2.73E+00
2.73E+00
2.73E+00
2.73E+00
2.73E+00
2.73E+00
2.81E+00
2.81E+00
2.81E+00
2.73E+00
2.89E+00
2.89E+00
2.89E+00
2.81E+00
2.73E+00
2.81E+00
2.81E+00
2.81E+00
2.89E+00
2.81E+00
2.81E+00
2.81E+00
2.81E+00
2.81E+00
2.89E+00
2.81E+00
2.81E+00
2.89E+00
2.89E+00
2.89E+00
2.89E+00
2.89E+00
2.89E+00
2.89E+00
2.97E+00
2.89E+00
2.89E+00
2.89E+00
2.89E+00
2.97E+00
2.89E+00
2.89E+00
2.89E+00
2.89E+00
2.81E+00
2.81E+00
2.89E+00
2.89E+00
2.89E+00
2.89E+00
2.89E+00
2.89E+00
2.89E+00
2.89E+00
2.89E+00
2.89E+00
2.89E+00
2.89E+00
2.89E+00
2.97E+00
2.89E+00
2.97E+00
2.89E+00
2.89E+00
2.89E+00
2.89E+00
2.89E+00
2.97E+00
2.89E+00
2.89E+00
2.97E+00
2.89E+00
2.97E+00
2.89E+00
2.89E+00
2.97E+00
2.89E+00
2.97E+00
2.89E+00
2.89E+00
2.89E+00
2.89E+00
2.89E+00
2.89E+00
2.81E+00
2.89E+00
2.81E+00
2.81E+00
2.89E+00
2.81E+00
2.81E+00
2.81E+00
2.81E+00
2.89E+00
2.81E+00
2.89E+00
2.89E+00
2.81E+00
2.81E+00
2.89E+00
2.81E+00
2.81E+00
2.81E+00
2.81E+00
2.81E+00
2.89E+00
2.81E+00
2.81E+00
2.81E+00
2.73E+00
2.81E+00
2.73E+00
2.81E+00
2.73E+00
2.73E+00
2.73E+00
2.73E+00
2.73E+00
2.73E+00
2.73E+00
2.73E+00
2.65E+00
2.73E+00
2.73E+00
2.65E+00
2.65E+00
2.65E+00
2.65E+00
2.57E+00
2.65E+00
2.65E+00
2.65E+00
2.57E+00
2.57E+00
2.57E+00
2.57E+00
2.57E+00
2.65E+00
2.65E+00
2.57E+00
2.49E+00
2.57E+00
2.49E+00
2.49E+00
2.57E+00
2.49E+00
2.49E+00
2.49E+00
2.49E+00
2.49E+00
2.49E+00
2.41E+00
2.41E+00
2.41E+00
2.49E+00
2.41E+00
2.33E+00
2.41E+00
2.41E+00
2.33E+00
2.33E+00
2.33E+00
2.33E+00
2.33E+00
2.25E+00
2.33E+00
2.25E+00
2.33E+00
2.25E+00
2.17E+00
2.25E+00
2.17E+00
2.25E+00
2.25E+00
2.17E+00
2.25E+00
2.09E+00
2.09E+00
2.09E+00
2.17E+00
2.09E+00
2.17E+00
2.09E+00
2.09E+00
2.09E+00
2.09E+00
2.09E+00
2.01E+00
2.09E+00
1.93E+00
2.01E+00
2.01E+00
2.01E+00
2.01E+00
1.93E+00
1.93E+00
1.93E+00
1.85E+00
1.93E+00
1.93E+00
1.85E+00
1.77E+00
1.85E+00
1.77E+00
1.85E+00
1.85E+00
1.85E+00
1.77E+00
1.77E+00
1.69E+00
1.77E+00
1.69E+00
1.69E+00
1.69E+00
1.61E+00
1.69E+00
1.61E+00
1.61E+00
1.61E+00
1.53E+00
1.61E+00
1.53E+00
1.53E+00
1.45E+00
1.45E+00
1.45E+00
1.45E+00
1.45E+00
1.37E+00
1.37E+00
1.29E+00
1.37E+00
1.37E+00
1.37E+00
1.37E+00
1.29E+00
1.29E+00
1.29E+00
1.21E+00
1.29E+00
1.29E+00
1.21E+00
1.29E+00
1.21E+00
1.21E+00
1.05E+00
1.13E+00
1.13E+00
1.05E+00
1.13E+00
1.05E+00
1.05E+00
1.05E+00
1.05E+00
9.65E-01
8.84E-01
9.65E-01
8.84E-01
8.84E-01
8.84E-01
8.04E-01
8.84E-01
8.04E-01
8.84E-01
8.04E-01
8.04E-01
7.24E-01
7.24E-01
7.24E-01
7.24E-01
6.43E-01
7.24E-01
6.43E-01
6.43E-01
6.43E-01
6.43E-01
6.43E-01
5.63E-01
5.63E-01
4.82E-01
4.82E-01
5.63E-01
5.63E-01
4.02E-01
4.02E-01
4.02E-01
4.02E-01
3.22E-01
2.41E-01
3.22E-01
3.22E-01
3.22E-01
2.41E-01
2.41E-01
2.41E-01
2.41E-01
2.41E-01
8.04E-02
1.61E-01
1.61E-01
1.61E-01
1.61E-01
8.04E-02
8.04E-02
0.00E+00
8.04E-02
8.04E-02
0.00E+00
8.04E-02
0.00E+00
-8.04E-02
-8.04E-02
-1.61E-01
-8.04E-02
-1.61E-01
-8.04E-02
-1.61E-01
-1.61E-01
-2.41E-01
-1.61E-01
-2.41E-01
-2.41E-01
-3.22E-01
-2.41E-01
-3.22E-01
-3.22E-01
-3.22E-01
-3.22E-01
-3.22E-01
-4.02E-01
-4.02E-01
-4.02E-01
-4.02E-01
-4.82E-01
-4.82E-01
-5.63E-01
-5.63E-01
-5.63E-01
-4.82E-01
-5.63E-01
-6.43E-01
-6.43E-01
-6.43E-01
-6.43E-01
-7.24E-01
-7.24E-01
-7.24E-01
-7.24E-01
-7.24E-01
-7.24E-01
-8.04E-01
-8.04E-01
-7.24E-01
-8.04E-01
-8.84E-01
-8.84E-01
-9.65E-01
-9.65E-01
-8.84E-01
-8.84E-01
-1.05E+00
-9.65E-01
-9.65E-01
-1.05E+00
-9.65E-01
-1.13E+00
-1.05E+00
-1.05E+00
-1.13E+00
-1.13E+00
-1.13E+00
-1.21E+00
-1.21E+00
-1.21E+00
-1.21E+00
-1.29E+00
-1.29E+00
-1.29E+00
-1.29E+00
-1.29E+00
-1.29E+00
-1.29E+00
-1.37E+00
-1.37E+00
-1.37E+00
-1.45E+00
-1.53E+00
-1.45E+00
-1.53E+00
-1.45E+00
-1.53E+00
-1.53E+00
-1.61E+00
-1.53E+00
-1.53E+00
-1.61E+00
-1.61E+00
-1.61E+00
-1.61E+00
-1.69E+00
-1.69E+00
-1.61E+00
-1.69E+00
-1.69E+00
-1.69E+00
-1.69E+00
-1.69E+00
-1.69E+00
-1.77E+00
-1.77E+00
-1.77E+00
-1.85E+00
-1.85E+00
-1.85E+00
-1.85E+00
-1.85E+00
-1.93E+00
-1.93E+00
-1.93E+00
-2.01E+00
-2.01E+00
-2.01E+00
-2.01E+00
-2.01E+00
-2.01E+00
-2.01E+00
-2.01E+00
-2.01E+00
-2.09E+00
-2.09E+00
-2.09E+00
-2.09E+00
-2.17E+00
-2.09E+00
-2.17E+00
-2.17E+00
-2.17E+00
-2.25E+00
-2.25E+00
-2.25E+00
-2.25E+00
-2.25E+00
-2.25E+00
-2.25E+00
-2.33E+00
-2.33E+00
-2.33E+00
-2.33E+00
-2.41E+00
-2.41E+00
-2.41E+00
-2.33E+00
-2.41E+00
-2.41E+00
-2.41E+00
-2.41E+00
-2.41E+00
-2.41E+00
-2.41E+00
-2.49E+00
-2.49E+00
-2.49E+00
-2.49E+00
-2.57E+00
-2.49E+00
-2.57E+00
-2.57E+00
-2.57E+00
-2.65E+00
-2.49E+00
-2.57E+00
-2.65E+00
-2.57E+00
-2.65E+00
-2.65E+00
-2.65E+00
-2.65E+00
-2.73E+00
-2.73E+00
-2.65E+00
-2.73E+00
-2.73E+00
-2.73E+00
-2.73E+00
-2.73E+00
-2.65E+00
-2.73E+00
-2.73E+00
-2.73E+00
-2.73E+00
-2.73E+00
-2.81E+00
-2.81E+00
-2.81E+00
-2.81E+00
-2.81E+00
-2.73E+00
-2.89E+00
-2.89E+00
-2.89E+00
-2.81E+00
-2.81E+00
-2.81E+00
-2.89E+00
-2.81E+00
-2.89E+00
-2.97E+00
-2.89E+00
-2.89E+00
-2.89E+00
-2.89E+00
-2.89E+00
-2.97E+00
-2.89E+00
-2.89E+00
-2.97E+00
-2.97E+00
-2.89E+00
-2.97E+00
-2.97E+00
-2.97E+00
-2.97E+00
-3.06E+00
-2.97E+00
-2.97E+00
-3.06E+00
-2.97E+00
-2.97E+00
-2.97E+00
-2.89E+00
-2.97E+00
-3.06E+00
-2.97E+00
-3.14E+00
-2.97E+00
-3.06E+00
-2.97E+00
-2.97E+00
-2.97E+00
-3.14E+00
-3.06E+00
-3.06E+00
-3.06E+00
-2.97E+00
-3.06E+00
-3.06E+00
-3.06E+00
-2.97E+00
-3.06E+00
-3.14E+00
-3.06E+00
-3.14E+00
-3.06E+00
-3.06E+00
-3.06E+00
-3.06E+00
-3.06E+00
-3.14E+00
-3.06E+00
-3.14E+00
-3.06E+00
-3.06E+00
-3.06E+00
-3.14E+00
-3.06E+00
-3.06E+00
-3.14E+00
-3.14E+00
-3.06E+00
-3.14E+00
-3.06E+00
-3.06E+00
-3.06E+00
-3.06E+00
-3.14E+00
-3.14E+00
-3.06E+00
-3.06E+00
-3.06E+00
-3.06E+00
-2.97E+00
-2.97E+00
-2.97E+00
-3.14E+00
-3.06E+00
-2.97E+00
-3.06E+00
-3.06E+00
-3.06E+00
-3.06E+00
-3.06E+00
-2.97E+00
-3.06E+00
-2.97E+00
-2.97E+00
-2.97E+00
-2.97E+00
-2.97E+00
-2.97E+00
-2.97E+00
-2.97E+00
-2.97E+00
-2.97E+00
-2.97E+00
-2.97E+00
-2.97E+00
-2.89E+00
-2.97E+00
-2.97E+00
-2.89E+00
-2.89E+00
-2.89E+00
-2.89E+00
-2.89E+00
-2.89E+00
-2.89E+00
-2.81E+00
-2.89E+00
-2.73E+00
-2.89E+00
-2.89E+00
-2.81E+00
-2.89E+00
-2.81E+00
-2.81E+00
-2.81E+00
-2.73E+00
-2.73E+00
-2.81E+00
-2.81E+00
-2.81E+00
-2.73E+00
-2.81E+00
-2.73E+00
-2.73E+00
-2.73E+00
-2.73E+00
-2.73E+00
-2.73E+00
-2.73E+00
-2.65E+00
-2.73E+00
-2.65E+00
-2.73E+00
-2.65E+00
-2.65E+00
-2.65E+00
-2.57E+00
-2.57E+00
-2.65E+00
-2.57E+00
-2.57E+00
-2.57E+00
-2.57E+00
-2.57E+00
-2.49E+00
-2.49E+00
-2.49E+00
-2.49E+00
-2.49E+00
-2.49E+00
-2.49E+00
-2.49E+00
-2.41E+00
-2.49E+00
-2.41E+00
-2.41E+00
-2.41E+00
-2.41E+00
-2.33E+00
-2.33E+00
-2.41E+00
-2.33E+00
-2.41E+00
-2.33E+00
-2.25E+00
-2.33E+00
-2.25E+00
-2.25E+00
-2.33E+00
-2.09E+00
-2.25E+00
-2.17E+00
-2.17E+00
-2.17E+00
-2.17E+00
-2.17E+00
-2.17E+00
-2.09E+00
-2.17E+00
-2.17E+00
-2.09E+00
-2.09E+00
-2.01E+00
-2.01E+00
-2.01E+00
-2.09E+00
-2.01E+00
-2.01E+00
-2.01E+00
-2.01E+00
-1.93E+00
-1.93E+00
-1.93E+00
-1.93E+00
-1.85E+00
-1.85E+00
-1.85E+00
-1.77E+00
-1.85E+00
-1.77E+00
-1.77E+00
-1.85E+00
-1.77E+00
-1.69E+00
-1.69E+00
-1.77E+00
-1.69E+00
-1.69E+00
-1.69E+00
-1.61E+00
-1.61E+00
-1.69E+00
-1.61E+00
-1.61E+00
-1.53E+00
-1.53E+00
-1.53E+00
-1.45E+00
-1.53E+00
-1.53E+00
-1.53E+00
-1.45E+00
-1.45E+00
-1.45E+00
-1.37E+00
-1.45E+00
-1.37E+00
-1.37E+00
-1.29E+00
-1.29E+00
-1.29E+00
-1.29E+00
-1.29E+00
-1.29E+00
-1.21E+00
-1.29E+00
-1.13E+00
-1.21E+00
-1.13E+00
-1.13E+00
-1.13E+00
-1.05E+00
-1.13E+00
-1.13E+00
-1.05E+00
-1.05E+00
-1.05E+00
-1.05E+00
-9.65E-01
-9.65E-01
-8.84E-01
-9.65E-01
-8.84E-01
-8.84E-01
-8.84E-01
-8.84E-01
-8.04E-01
-8.04E-01
-8.04E-01
-8.04E-01
-7.24E-01
-8.04E-01
-6.43E-01
-6.43E-01
-7.24E-01
-6.43E-01
-6.43E-01
-6.43E-01
-6.43E-01
-6.43E-01
-5.63E-01
-5.63E-01
-5.63E-01
-4.82E-01
-4.82E-01
-4.82E-01
-4.82E-01
-4.82E-01
-4.02E-01
-4.02E-01
-4.02E-01
-4.02E-01
-3.22E-01
-3.22E-01
-4.02E-01
-3.22E-01
-3.22E-01
-2.41E-01
-3.22E-01
-1.61E-01
-3.22E-01
-1.61E-01
-1.61E-01
-1.61E-01
-1.61E-01
-8.04E-02
-8.04E-02
-8.04E-02
0.00E+00
0.00E+00
0.00E+00
0.00E+00
0.00E+00];
y=[0.00E+00
0.00E+00
8.04E-02
8.04E-02
8.04E-02
8.04E-02
8.04E-02
1.61E-01
1.61E-01
1.61E-01
2.41E-01
1.61E-01
2.41E-01
3.22E-01
2.41E-01
2.41E-01
2.41E-01
4.02E-01
4.02E-01
3.22E-01
4.02E-01
4.02E-01
4.82E-01
4.02E-01
4.02E-01
4.82E-01
5.63E-01
4.82E-01
4.82E-01
4.82E-01
5.63E-01
5.63E-01
5.63E-01
6.43E-01
7.24E-01
6.43E-01
6.43E-01
6.43E-01
6.43E-01
8.04E-01
7.24E-01
7.24E-01
8.84E-01
8.04E-01
8.04E-01
8.04E-01
8.84E-01
8.04E-01
8.84E-01
8.84E-01
9.65E-01
8.84E-01
1.05E+00
9.65E-01
9.65E-01
1.05E+00
1.05E+00
1.13E+00
1.05E+00
1.13E+00
1.13E+00
1.13E+00
1.13E+00
1.13E+00
1.21E+00
1.21E+00
1.21E+00
1.29E+00
1.21E+00
1.21E+00
1.29E+00
1.29E+00
1.29E+00
1.29E+00
1.29E+00
1.37E+00
1.37E+00
1.37E+00
1.45E+00
1.45E+00
1.45E+00
1.53E+00
1.53E+00
1.45E+00
1.53E+00
1.53E+00
1.53E+00
1.53E+00
1.61E+00
1.61E+00
1.61E+00
1.61E+00
1.69E+00
1.69E+00
1.69E+00
1.69E+00
1.77E+00
1.69E+00
1.69E+00
1.77E+00
1.77E+00
1.77E+00
1.77E+00
1.85E+00
1.85E+00
1.85E+00
1.85E+00
1.93E+00
1.93E+00
1.93E+00
1.93E+00
1.93E+00
1.93E+00
2.01E+00
1.93E+00
1.93E+00
2.01E+00
1.93E+00
1.93E+00
1.93E+00
1.93E+00
2.01E+00
1.93E+00
2.01E+00
2.01E+00
2.01E+00
2.01E+00
1.93E+00
2.01E+00
2.01E+00
2.01E+00
2.01E+00
2.01E+00
2.01E+00
2.01E+00
1.93E+00
2.09E+00
2.01E+00
2.09E+00
2.01E+00
2.01E+00
2.01E+00
2.01E+00
2.01E+00
2.01E+00
2.01E+00
2.09E+00
2.09E+00
2.01E+00
2.01E+00
1.93E+00
2.09E+00
2.09E+00
2.09E+00
2.01E+00
2.09E+00
2.09E+00
2.09E+00
2.09E+00
2.01E+00
2.09E+00
2.09E+00
2.01E+00
2.09E+00
2.01E+00
2.01E+00
2.01E+00
2.01E+00
2.09E+00
2.01E+00
2.01E+00
2.09E+00
2.01E+00
1.93E+00
2.09E+00
2.09E+00
2.01E+00
2.09E+00
2.09E+00
2.09E+00
2.09E+00
2.09E+00
2.09E+00
2.09E+00
2.09E+00
2.01E+00
2.09E+00
2.09E+00
2.09E+00
2.09E+00
2.09E+00
2.01E+00
2.09E+00
2.09E+00
2.01E+00
2.17E+00
2.01E+00
2.09E+00
2.09E+00
2.09E+00
2.09E+00
2.09E+00
2.09E+00
2.09E+00
2.09E+00
2.09E+00
2.09E+00
2.01E+00
2.09E+00
2.09E+00
2.09E+00
2.09E+00
2.01E+00
2.01E+00
2.09E+00
2.09E+00
2.09E+00
2.09E+00
2.09E+00
2.01E+00
2.01E+00
2.01E+00
2.09E+00
2.09E+00
2.01E+00
2.09E+00
2.17E+00
2.09E+00
2.09E+00
2.09E+00
2.09E+00
2.01E+00
2.09E+00
2.01E+00
2.09E+00
2.09E+00
2.09E+00
2.09E+00
2.09E+00
2.09E+00
2.09E+00
2.09E+00
2.09E+00
2.09E+00
2.01E+00
2.09E+00
2.09E+00
2.09E+00
2.01E+00
2.01E+00
2.09E+00
2.09E+00
2.09E+00
2.09E+00
2.01E+00
2.09E+00
2.01E+00
2.09E+00
2.09E+00
2.01E+00
2.09E+00
2.09E+00
2.09E+00
2.09E+00
2.09E+00
2.09E+00
2.09E+00
2.09E+00
2.01E+00
2.01E+00
2.01E+00
2.01E+00
2.09E+00
2.09E+00
2.01E+00
2.01E+00
2.09E+00
2.01E+00
2.09E+00
2.01E+00
2.09E+00
2.01E+00
2.09E+00
2.09E+00
2.09E+00
2.09E+00
2.01E+00
2.09E+00
2.01E+00
2.09E+00
2.01E+00
2.09E+00
2.09E+00
2.01E+00
2.09E+00
2.09E+00
2.09E+00
2.09E+00
2.01E+00
2.01E+00
2.09E+00
2.09E+00
2.01E+00
2.09E+00
2.01E+00
2.09E+00
2.09E+00
2.01E+00
2.01E+00
2.01E+00
2.09E+00
2.01E+00
2.09E+00
2.09E+00
2.09E+00
2.01E+00
2.09E+00
2.01E+00
2.01E+00
2.01E+00
2.09E+00
2.01E+00
2.09E+00
2.01E+00
2.09E+00
2.09E+00
2.09E+00
2.01E+00
2.09E+00
1.93E+00
2.01E+00
2.09E+00
2.09E+00
2.09E+00
2.09E+00
2.01E+00
2.09E+00
2.01E+00
2.01E+00
2.01E+00
2.01E+00
2.01E+00
2.01E+00
2.01E+00
2.01E+00
2.09E+00
2.09E+00
2.01E+00
2.01E+00
2.01E+00
2.01E+00
2.01E+00
2.01E+00
2.01E+00
2.01E+00
2.01E+00
2.01E+00
2.01E+00
2.01E+00
2.01E+00
2.09E+00
2.01E+00
2.01E+00
2.01E+00
2.01E+00
2.01E+00
2.01E+00
2.01E+00
1.93E+00
2.01E+00
1.93E+00
2.01E+00
2.01E+00
1.93E+00
2.01E+00
1.93E+00
1.93E+00
1.93E+00
1.93E+00
1.93E+00
1.93E+00
1.85E+00
1.93E+00
1.93E+00
1.85E+00
1.93E+00
1.85E+00
1.77E+00
1.85E+00
1.93E+00
1.77E+00
1.69E+00
1.77E+00
1.77E+00
1.69E+00
1.69E+00
1.61E+00
1.69E+00
1.69E+00
1.61E+00
1.61E+00
1.69E+00
1.61E+00
1.61E+00
1.53E+00
1.53E+00
1.53E+00
1.53E+00
1.53E+00
1.53E+00
1.45E+00
1.45E+00
1.45E+00
1.45E+00
1.37E+00
1.37E+00
1.37E+00
1.45E+00
1.29E+00
1.37E+00
1.29E+00
1.21E+00
1.21E+00
1.29E+00
1.29E+00
1.21E+00
1.29E+00
1.29E+00
1.13E+00
1.21E+00
1.21E+00
1.13E+00
1.13E+00
1.05E+00
1.13E+00
1.05E+00
1.05E+00
9.65E-01
9.65E-01
8.84E-01
8.84E-01
9.65E-01
9.65E-01
9.65E-01
8.84E-01
8.84E-01
9.65E-01
9.65E-01
8.84E-01
8.04E-01
7.24E-01
8.04E-01
8.04E-01
8.04E-01
7.24E-01
7.24E-01
6.43E-01
7.24E-01
6.43E-01
5.63E-01
5.63E-01
5.63E-01
5.63E-01
5.63E-01
5.63E-01
5.63E-01
4.82E-01
4.82E-01
4.82E-01
4.82E-01
4.02E-01
4.02E-01
4.02E-01
4.02E-01
3.22E-01
3.22E-01
3.22E-01
3.22E-01
2.41E-01
2.41E-01
1.61E-01
2.41E-01
2.41E-01
1.61E-01
1.61E-01
1.61E-01
8.04E-02
8.04E-02
1.61E-01
8.04E-02
8.04E-02
0.00E+00
8.04E-02
0.00E+00
0.00E+00
0.00E+00
-8.04E-02
-8.04E-02
0.00E+00
-1.61E-01
-8.04E-02
-1.61E-01
-8.04E-02
-2.41E-01
-1.61E-01
-2.41E-01
-1.61E-01
-2.41E-01
-2.41E-01
-2.41E-01
-2.41E-01
-4.02E-01
-3.22E-01
-4.02E-01
-4.02E-01
-4.02E-01
-4.02E-01
-4.02E-01
-4.02E-01
-4.82E-01
-4.82E-01
-4.82E-01
-5.63E-01
-4.82E-01
-4.82E-01
-5.63E-01
-5.63E-01
-6.43E-01
-6.43E-01
-7.24E-01
-7.24E-01
-7.24E-01
-7.24E-01
-8.04E-01
-8.04E-01
-8.04E-01
-8.04E-01
-8.04E-01
-8.04E-01
-8.04E-01
-8.84E-01
-8.84E-01
-8.84E-01
-9.65E-01
-9.65E-01
-9.65E-01
-9.65E-01
-9.65E-01
-9.65E-01
-9.65E-01
-1.05E+00
-1.05E+00
-9.65E-01
-1.05E+00
-1.13E+00
-1.13E+00
-1.13E+00
-1.21E+00
-1.21E+00
-1.21E+00
-1.29E+00
-1.37E+00
-1.29E+00
-1.29E+00
-1.29E+00
-1.29E+00
-1.37E+00
-1.21E+00
-1.37E+00
-1.37E+00
-1.45E+00
-1.37E+00
-1.45E+00
-1.53E+00
-1.45E+00
-1.53E+00
-1.45E+00
-1.53E+00
-1.53E+00
-1.53E+00
-1.53E+00
-1.53E+00
-1.53E+00
-1.61E+00
-1.61E+00
-1.61E+00
-1.69E+00
-1.61E+00
-1.61E+00
-1.61E+00
-1.77E+00
-1.77E+00
-1.77E+00
-1.69E+00
-1.69E+00
-1.77E+00
-1.77E+00
-1.85E+00
-1.85E+00
-1.85E+00
-1.85E+00
-1.93E+00
-1.93E+00
-1.93E+00
-1.93E+00
-2.01E+00
-1.93E+00
-1.93E+00
-2.01E+00
-2.09E+00
-2.01E+00
-2.01E+00
-2.01E+00
-2.01E+00
-2.09E+00
-2.09E+00
-2.17E+00
-2.09E+00
-2.09E+00
-2.09E+00
-2.17E+00
-2.17E+00
-2.17E+00
-2.25E+00
-2.25E+00
-2.17E+00
-2.25E+00
-2.25E+00
-2.25E+00
-2.25E+00
-2.25E+00
-2.33E+00
-2.33E+00
-2.33E+00
-2.33E+00
-2.33E+00
-2.33E+00
-2.33E+00
-2.33E+00
-2.41E+00
-2.41E+00
-2.41E+00
-2.41E+00
-2.41E+00
-2.41E+00
-2.49E+00
-2.41E+00
-2.49E+00
-2.57E+00
-2.49E+00
-2.57E+00
-2.49E+00
-2.49E+00
-2.49E+00
-2.57E+00
-2.57E+00
-2.49E+00
-2.57E+00
-2.57E+00
-2.57E+00
-2.57E+00
-2.57E+00
-2.65E+00
-2.57E+00
-2.65E+00
-2.65E+00
-2.65E+00
-2.65E+00
-2.65E+00
-2.73E+00
-2.65E+00
-2.73E+00
-2.73E+00
-2.73E+00
-2.81E+00
-2.73E+00
-2.73E+00
-2.73E+00
-2.73E+00
-2.81E+00
-2.81E+00
-2.89E+00
-2.73E+00
-2.81E+00
-2.81E+00
-2.81E+00
-2.81E+00
-2.81E+00
-2.81E+00
-2.81E+00
-2.81E+00
-2.89E+00
-2.89E+00
-2.89E+00
-2.81E+00
-2.89E+00
-2.89E+00
-2.89E+00
-2.81E+00
-2.89E+00
-2.97E+00
-2.89E+00
-2.89E+00
-2.89E+00
-2.89E+00
-2.89E+00
-2.89E+00
-2.97E+00
-2.89E+00
-2.97E+00
-2.97E+00
-2.97E+00
-2.97E+00
-2.89E+00
-2.97E+00
-2.97E+00
-2.97E+00
-2.97E+00
-2.97E+00
-3.06E+00
-2.97E+00
-3.06E+00
-2.97E+00
-3.06E+00
-2.97E+00
-2.97E+00
-3.06E+00
-3.06E+00
-2.97E+00
-2.97E+00
-2.97E+00
-3.06E+00
-2.97E+00
-2.97E+00
-2.97E+00
-3.06E+00
-2.97E+00
-2.97E+00
-2.97E+00
-2.97E+00
-3.06E+00
-3.06E+00
-3.06E+00
-3.06E+00
-2.97E+00
-3.06E+00
-3.06E+00
-3.06E+00
-3.06E+00
-3.06E+00
-3.06E+00
-2.97E+00
-2.97E+00
-3.06E+00
-2.97E+00
-2.97E+00
-3.06E+00
-3.06E+00
-2.97E+00
-2.97E+00
-3.06E+00
-2.97E+00
-3.06E+00
-2.97E+00
-2.97E+00
-2.97E+00
-2.97E+00
-3.06E+00
-2.97E+00
-2.97E+00
-2.97E+00
-3.06E+00
-2.97E+00
-2.97E+00
-2.97E+00
-3.06E+00
-2.97E+00
-2.89E+00
-2.97E+00
-2.97E+00
-2.97E+00
-2.97E+00
-2.89E+00
-2.97E+00
-2.97E+00
-2.89E+00
-2.97E+00
-2.89E+00
-2.89E+00
-2.89E+00
-2.89E+00
-2.89E+00
-2.89E+00
-2.89E+00
-2.89E+00
-2.89E+00
-2.89E+00
-2.89E+00
-2.81E+00
-2.89E+00
-2.89E+00
-2.89E+00
-2.89E+00
-2.81E+00
-2.89E+00
-2.81E+00
-2.81E+00
-2.81E+00
-2.81E+00
-2.73E+00
-2.81E+00
-2.73E+00
-2.81E+00
-2.81E+00
-2.81E+00
-2.73E+00
-2.73E+00
-2.73E+00
-2.73E+00
-2.73E+00
-2.73E+00
-2.73E+00
-2.73E+00
-2.73E+00
-2.65E+00
-2.65E+00
-2.65E+00
-2.57E+00
-2.57E+00
-2.57E+00
-2.57E+00
-2.65E+00
-2.57E+00
-2.57E+00
-2.57E+00
-2.57E+00
-2.57E+00
-2.57E+00
-2.57E+00
-2.57E+00
-2.49E+00
-2.57E+00
-2.57E+00
-2.49E+00
-2.57E+00
-2.49E+00
-2.41E+00
-2.41E+00
-2.41E+00
-2.49E+00
-2.33E+00
-2.33E+00
-2.41E+00
-2.41E+00
-2.41E+00
-2.41E+00
-2.41E+00
-2.41E+00
-2.33E+00
-2.33E+00
-2.33E+00
-2.25E+00
-2.33E+00
-2.33E+00
-2.25E+00
-2.25E+00
-2.17E+00
-2.25E+00
-2.25E+00
-2.17E+00
-2.17E+00
-2.17E+00
-2.17E+00
-2.09E+00
-2.09E+00
-2.09E+00
-2.09E+00
-2.01E+00
-2.09E+00
-2.09E+00
-2.09E+00
-2.01E+00
-2.01E+00
-2.01E+00
-1.93E+00
-2.01E+00
-2.01E+00
-1.93E+00
-1.93E+00
-1.93E+00
-1.93E+00
-1.85E+00
-1.77E+00
-1.93E+00
-1.77E+00
-1.77E+00
-1.85E+00
-1.77E+00
-1.77E+00
-1.85E+00
-1.61E+00
-1.69E+00
-1.69E+00
-1.69E+00
-1.69E+00
-1.69E+00
-1.61E+00
-1.61E+00
-1.61E+00
-1.53E+00
-1.53E+00
-1.61E+00
-1.53E+00
-1.53E+00
-1.61E+00
-1.45E+00
-1.45E+00
-1.45E+00
-1.37E+00
-1.45E+00
-1.37E+00
-1.37E+00
-1.37E+00
-1.37E+00
-1.37E+00
-1.37E+00
-1.29E+00
-1.29E+00
-1.29E+00
-1.29E+00
-1.29E+00
-1.21E+00
-1.21E+00
-1.21E+00
-1.13E+00
-1.13E+00
-1.13E+00
-1.13E+00
-1.13E+00
-1.05E+00
-1.13E+00
-9.65E-01
-1.05E+00
-1.13E+00
-9.65E-01
-9.65E-01
-1.05E+00
-9.65E-01
-8.84E-01
-8.84E-01
-8.84E-01
-8.04E-01
-8.84E-01
-8.84E-01
-8.04E-01
-8.04E-01
-8.04E-01
-7.24E-01
-7.24E-01
-7.24E-01
-6.43E-01
-6.43E-01
-7.24E-01
-6.43E-01
-7.24E-01
-4.82E-01
-6.43E-01
-5.63E-01
-6.43E-01
-4.82E-01
-4.82E-01
-4.82E-01
-4.82E-01
-5.63E-01
-4.02E-01
-4.02E-01
-4.02E-01
-4.02E-01
-4.82E-01
-4.02E-01
-4.02E-01
-4.02E-01
-3.22E-01
-2.41E-01
-3.22E-01
-2.41E-01
-2.41E-01
-2.41E-01
-1.61E-01
-1.61E-01
-8.04E-02
-1.61E-01
-1.61E-01
-8.04E-02
-8.04E-02
0.00E+00
0.00E+00
0.00E+00
0.00E+00
0.00E+00
0.00E+00
0.00E+00
8.04E-02
8.04E-02
8.04E-02
1.61E-01
1.61E-01
1.61E-01
1.61E-01
1.61E-01
1.61E-01
1.61E-01
3.22E-01
2.41E-01
3.22E-01
3.22E-01
3.22E-01
4.02E-01
4.02E-01
4.02E-01
3.22E-01
4.02E-01
4.02E-01
4.82E-01
4.82E-01
4.82E-01
4.82E-01
5.63E-01
5.63E-01
4.82E-01
5.63E-01
6.43E-01
6.43E-01
5.63E-01
6.43E-01
7.24E-01
6.43E-01
7.24E-01
6.43E-01
7.24E-01
8.04E-01
7.24E-01
7.24E-01
8.04E-01
8.84E-01
8.04E-01
8.84E-01
9.65E-01
8.84E-01
9.65E-01
8.84E-01
9.65E-01
9.65E-01
9.65E-01
9.65E-01
1.05E+00
1.05E+00
1.05E+00
1.05E+00
1.13E+00
1.13E+00
1.13E+00
1.13E+00
1.13E+00
1.21E+00
1.21E+00
1.29E+00
1.29E+00
1.29E+00
1.29E+00
1.37E+00
1.29E+00
1.29E+00
1.37E+00
1.29E+00
1.37E+00
1.37E+00
1.45E+00
1.37E+00
1.45E+00
1.45E+00
1.45E+00
1.45E+00
1.53E+00
1.53E+00
1.53E+00
1.53E+00
1.53E+00
1.61E+00
1.61E+00
1.61E+00
1.69E+00
1.61E+00
1.69E+00
1.61E+00
1.69E+00
1.77E+00
1.77E+00
1.77E+00
1.77E+00
1.77E+00
1.77E+00
1.77E+00
1.77E+00
1.85E+00
1.77E+00
1.85E+00
1.85E+00
1.93E+00
1.85E+00
1.85E+00
1.85E+00
1.93E+00
1.93E+00
2.01E+00
1.85E+00
1.93E+00
2.01E+00
2.01E+00
2.01E+00
1.93E+00
1.93E+00
1.93E+00
1.93E+00
2.01E+00
2.01E+00
2.01E+00
2.01E+00
2.01E+00
2.09E+00
2.01E+00
2.01E+00
2.01E+00
2.01E+00
2.01E+00
2.01E+00
1.93E+00
2.01E+00
2.01E+00
2.01E+00
2.01E+00
2.09E+00
2.01E+00
2.01E+00
2.09E+00
2.09E+00
2.01E+00
2.01E+00
2.01E+00
2.09E+00
2.01E+00
2.01E+00
2.09E+00
2.01E+00
2.01E+00
2.01E+00
2.01E+00
2.01E+00
2.09E+00
2.01E+00
2.01E+00
2.01E+00
2.09E+00
2.01E+00
2.01E+00
2.09E+00
2.01E+00
2.09E+00
2.09E+00
2.01E+00
2.09E+00
2.01E+00
2.09E+00
2.01E+00
2.09E+00
2.01E+00
2.09E+00
2.17E+00
2.09E+00
2.01E+00
2.01E+00
2.09E+00
2.09E+00
2.01E+00
2.09E+00
2.01E+00
2.09E+00
2.09E+00
2.09E+00
2.09E+00
2.09E+00
2.09E+00
2.01E+00
2.01E+00
2.01E+00
2.09E+00
2.09E+00
2.09E+00
2.09E+00
2.09E+00
2.09E+00
2.09E+00
2.01E+00
2.09E+00
2.09E+00
2.09E+00
2.09E+00
2.09E+00
2.09E+00
2.09E+00
2.09E+00
2.09E+00
2.09E+00
2.09E+00
2.09E+00
2.01E+00
2.09E+00
2.09E+00
2.09E+00
2.09E+00
2.09E+00
2.09E+00
2.09E+00
2.01E+00
2.17E+00
2.01E+00
2.09E+00
2.09E+00
2.09E+00
2.01E+00
2.09E+00
2.09E+00
2.17E+00
2.01E+00
2.09E+00
2.09E+00
2.09E+00
2.09E+00
2.09E+00
2.09E+00
2.17E+00
2.17E+00
2.09E+00
2.09E+00
2.01E+00
2.01E+00
2.09E+00
2.09E+00
2.01E+00
2.09E+00
2.01E+00
2.09E+00
2.01E+00
2.01E+00
2.09E+00
2.09E+00
2.09E+00
2.01E+00
2.09E+00
2.01E+00
2.09E+00
2.01E+00
2.09E+00
2.09E+00
2.09E+00
2.09E+00
2.09E+00
2.09E+00
2.09E+00
2.01E+00
2.09E+00
2.09E+00
2.09E+00
2.01E+00
2.09E+00
2.09E+00
2.01E+00
2.09E+00
2.09E+00
2.09E+00
2.09E+00
2.09E+00
2.09E+00
2.09E+00
2.09E+00
2.01E+00
2.09E+00
2.01E+00
2.09E+00
2.09E+00
2.09E+00
2.09E+00
2.09E+00
2.09E+00
2.09E+00
2.09E+00
2.09E+00
2.09E+00
2.01E+00
2.09E+00
2.01E+00
2.09E+00
2.09E+00
2.09E+00
2.09E+00
2.01E+00
1.93E+00
2.01E+00
2.09E+00
2.09E+00
2.01E+00
2.09E+00
2.09E+00
2.01E+00
2.09E+00
2.09E+00
2.01E+00
2.01E+00
2.01E+00
2.09E+00
2.01E+00
2.09E+00
2.01E+00
2.09E+00
2.09E+00
2.01E+00
2.01E+00
2.01E+00
2.09E+00
2.01E+00
2.01E+00
2.01E+00
2.09E+00
2.01E+00
2.01E+00
2.01E+00
2.09E+00
2.01E+00
2.01E+00
2.01E+00
2.01E+00
2.09E+00
2.01E+00
2.01E+00
2.01E+00
2.01E+00
2.01E+00
2.01E+00
2.01E+00
2.01E+00
2.01E+00
2.09E+00
2.09E+00
2.01E+00
2.01E+00
2.01E+00
1.93E+00
2.01E+00
2.01E+00
2.01E+00
1.93E+00
2.01E+00
2.01E+00
2.09E+00
1.93E+00
1.93E+00
2.01E+00
1.85E+00
1.93E+00
1.93E+00
2.01E+00
1.93E+00
1.93E+00
1.85E+00
2.01E+00
1.85E+00
1.93E+00
1.93E+00
1.93E+00
1.93E+00
1.85E+00
1.85E+00
1.85E+00
1.85E+00
1.85E+00
1.85E+00
1.85E+00
1.77E+00
1.77E+00
1.77E+00
1.85E+00
1.85E+00
1.69E+00
1.69E+00
1.77E+00
1.69E+00
1.69E+00
1.69E+00
1.61E+00
1.69E+00
1.69E+00
1.61E+00
1.61E+00
1.69E+00
1.61E+00
1.61E+00
1.53E+00
1.53E+00
1.53E+00
1.45E+00
1.53E+00
1.45E+00
1.45E+00
1.45E+00
1.45E+00
1.37E+00
1.53E+00
1.37E+00
1.37E+00
1.29E+00
1.37E+00
1.37E+00
1.21E+00
1.29E+00
1.29E+00
1.29E+00
1.21E+00
1.21E+00
1.21E+00
1.13E+00
1.13E+00
1.21E+00
1.13E+00
1.05E+00
1.13E+00
1.13E+00
1.05E+00
1.05E+00
9.65E-01
1.05E+00
9.65E-01
9.65E-01
8.84E-01
9.65E-01
8.84E-01
8.84E-01
8.84E-01
8.04E-01
8.04E-01
8.04E-01
8.04E-01
8.04E-01
7.24E-01
7.24E-01
7.24E-01
7.24E-01
8.04E-01
7.24E-01
5.63E-01
6.43E-01
5.63E-01
4.82E-01
5.63E-01
5.63E-01
5.63E-01
5.63E-01
4.02E-01
4.82E-01
4.82E-01
4.02E-01
4.02E-01
4.02E-01
3.22E-01
4.02E-01
3.22E-01
3.22E-01
2.41E-01
2.41E-01
3.22E-01
2.41E-01
1.61E-01
2.41E-01
2.41E-01
2.41E-01
1.61E-01
1.61E-01
1.61E-01
1.61E-01
8.04E-02
8.04E-02
8.04E-02
8.04E-02
0.00E+00
8.04E-02
0.00E+00
0.00E+00
-8.04E-02
-8.04E-02
-8.04E-02
0.00E+00
-1.61E-01
-1.61E-01
-1.61E-01
-1.61E-01
-1.61E-01
-2.41E-01
-2.41E-01
-1.61E-01
-2.41E-01
-2.41E-01
-3.22E-01
-3.22E-01
-4.02E-01
-4.02E-01
-4.02E-01
-4.02E-01
-4.02E-01
-4.02E-01
-4.02E-01
-4.82E-01
-4.82E-01
-4.82E-01
-4.82E-01
-5.63E-01
-5.63E-01
-5.63E-01
-5.63E-01
-5.63E-01
-6.43E-01
-7.24E-01
-7.24E-01
-7.24E-01
-7.24E-01
-7.24E-01
-7.24E-01
-8.04E-01
-7.24E-01
-8.04E-01
-8.84E-01
-8.84E-01
-8.84E-01
-8.84E-01
-8.84E-01
-9.65E-01
-9.65E-01
-9.65E-01
-9.65E-01
-9.65E-01
-9.65E-01
-9.65E-01
-1.05E+00
-1.05E+00
-1.13E+00
-1.13E+00
-1.05E+00
-1.13E+00
-1.13E+00
-1.21E+00
-1.13E+00
-1.21E+00
-1.21E+00
-1.21E+00
-1.29E+00
-1.29E+00
-1.29E+00
-1.37E+00
-1.29E+00
-1.29E+00
-1.29E+00
-1.29E+00
-1.37E+00
-1.45E+00
-1.37E+00
-1.45E+00
-1.45E+00
-1.53E+00
-1.45E+00
-1.45E+00
-1.53E+00
-1.53E+00
-1.53E+00
-1.53E+00
-1.61E+00
-1.61E+00
-1.69E+00
-1.61E+00
-1.61E+00
-1.69E+00
-1.61E+00
-1.69E+00
-1.61E+00
-1.77E+00
-1.77E+00
-1.77E+00
-1.77E+00
-1.77E+00
-1.77E+00
-1.85E+00
-1.85E+00
-1.85E+00
-1.85E+00
-1.85E+00
-1.93E+00
-1.85E+00
-1.93E+00
-1.93E+00
-1.93E+00
-1.93E+00
-2.01E+00
-2.01E+00
-2.01E+00
-2.01E+00
-2.09E+00
-2.09E+00
-2.09E+00
-2.01E+00
-2.09E+00
-2.09E+00
-2.09E+00
-2.17E+00
-2.17E+00
-2.25E+00
-2.17E+00
-2.25E+00
-2.17E+00
-2.17E+00
-2.25E+00
-2.25E+00
-2.33E+00
-2.25E+00
-2.25E+00
-2.25E+00
-2.33E+00
-2.33E+00
-2.33E+00
-2.41E+00
-2.33E+00
-2.33E+00
-2.41E+00
-2.41E+00
-2.41E+00
-2.41E+00
-2.49E+00
-2.41E+00
-2.41E+00
-2.41E+00
-2.49E+00
-2.49E+00
-2.49E+00
-2.49E+00
-2.49E+00
-2.49E+00
-2.49E+00
-2.57E+00
-2.57E+00
-2.57E+00
-2.65E+00
-2.57E+00
-2.57E+00
-2.65E+00
-2.57E+00
-2.65E+00
-2.65E+00
-2.57E+00
-2.65E+00
-2.65E+00
-2.57E+00
-2.73E+00
-2.65E+00
-2.73E+00
-2.73E+00
-2.73E+00
-2.81E+00
-2.73E+00
-2.73E+00
-2.73E+00
-2.81E+00
-2.81E+00
-2.81E+00
-2.73E+00
-2.73E+00
-2.81E+00
-2.73E+00
-2.81E+00
-2.81E+00
-2.89E+00
-2.81E+00
-2.81E+00
-2.89E+00
-2.89E+00
-2.81E+00
-2.89E+00
-2.89E+00
-2.89E+00
-2.89E+00
-2.89E+00
-2.89E+00
-2.89E+00
-2.89E+00
-2.89E+00
-2.97E+00
-2.97E+00
-2.97E+00
-2.89E+00
-2.89E+00
-2.89E+00
-2.97E+00
-2.97E+00
-2.97E+00
-2.97E+00
-2.97E+00
-2.97E+00
-2.97E+00
-2.97E+00
-3.06E+00
-2.97E+00
-3.06E+00
-2.97E+00
-3.06E+00
-2.97E+00
-3.06E+00
-3.06E+00
-2.97E+00
-2.97E+00
-2.97E+00
-2.97E+00
-2.97E+00
-3.06E+00
-2.97E+00
-3.06E+00
-2.97E+00
-2.97E+00
-2.97E+00
-3.06E+00
-2.97E+00
-2.97E+00
-3.06E+00
-2.97E+00
-3.06E+00
-3.06E+00
-2.97E+00
-3.06E+00
-3.06E+00
-3.06E+00
-3.06E+00
-3.06E+00
-3.06E+00
-3.06E+00
-3.06E+00
-3.06E+00
-3.06E+00
-3.14E+00
-3.06E+00
-3.06E+00
-2.97E+00
-3.06E+00
-3.14E+00
-2.97E+00
-3.06E+00
-2.97E+00
-2.97E+00
-2.97E+00
-3.06E+00
-2.97E+00
-3.06E+00
-3.06E+00
-3.06E+00
-2.97E+00
-3.06E+00
-3.06E+00
-2.97E+00
-3.06E+00
-2.97E+00
-3.06E+00
-2.97E+00
-2.97E+00
-2.97E+00
-2.97E+00
-2.97E+00
-2.97E+00
-2.97E+00
-2.97E+00
-2.97E+00
-2.97E+00
-2.97E+00
-2.97E+00
-2.89E+00
-2.97E+00
-2.97E+00
-2.97E+00
-2.89E+00
-2.89E+00
-2.89E+00
-2.81E+00
-2.89E+00
-2.97E+00
-2.89E+00
-2.89E+00
-2.89E+00
-2.89E+00
-2.89E+00
-2.89E+00
-2.81E+00
-2.89E+00
-2.89E+00
-2.89E+00
-2.89E+00
-2.81E+00
-2.81E+00
-2.81E+00
-2.81E+00
-2.73E+00
-2.81E+00
-2.73E+00
-2.73E+00
-2.73E+00
-2.73E+00
-2.73E+00
-2.73E+00
-2.81E+00
-2.73E+00
-2.73E+00
-2.65E+00
-2.73E+00
-2.65E+00
-2.65E+00
-2.65E+00
-2.65E+00
-2.65E+00
-2.65E+00
-2.65E+00
-2.57E+00
-2.65E+00
-2.57E+00
-2.65E+00
-2.57E+00
-2.57E+00
-2.57E+00
-2.57E+00
-2.57E+00
-2.49E+00
-2.49E+00
-2.41E+00
-2.49E+00
-2.49E+00
-2.49E+00
-2.49E+00
-2.49E+00
-2.41E+00
-2.41E+00
-2.41E+00
-2.41E+00
-2.41E+00
-2.41E+00
-2.33E+00
-2.41E+00
-2.33E+00
-2.33E+00
-2.33E+00
-2.25E+00
-2.33E+00
-2.25E+00
-2.25E+00
-2.17E+00
-2.25E+00
-2.25E+00
-2.25E+00
-2.09E+00
-2.25E+00
-2.25E+00
-2.17E+00
-2.17E+00
-2.17E+00
-2.09E+00
-2.17E+00
-2.09E+00
-2.09E+00
-2.09E+00
-2.09E+00
-2.09E+00
-2.01E+00
-2.01E+00
-2.01E+00
-1.93E+00
-1.93E+00
-1.93E+00
-1.93E+00
-2.01E+00
-2.01E+00
-1.85E+00
-1.93E+00
-1.93E+00
-1.85E+00
-1.93E+00
-1.85E+00
-1.85E+00
-1.77E+00
-1.85E+00
-1.77E+00
-1.77E+00
-1.69E+00
-1.77E+00
-1.69E+00
-1.61E+00
-1.69E+00
-1.69E+00
-1.61E+00
-1.69E+00
-1.61E+00
-1.61E+00
-1.61E+00
-1.61E+00
-1.53E+00
-1.53E+00
-1.61E+00
-1.45E+00
-1.53E+00
-1.53E+00
-1.53E+00
-1.45E+00
-1.37E+00
-1.37E+00
-1.37E+00
-1.37E+00
-1.37E+00
-1.29E+00
-1.29E+00
-1.29E+00
-1.37E+00
-1.29E+00
-1.29E+00
-1.21E+00
-1.21E+00
-1.13E+00
-1.13E+00
-1.13E+00
-1.13E+00
-1.05E+00
-1.13E+00
-9.65E-01
-1.05E+00
-1.05E+00
-1.05E+00
-9.65E-01
-9.65E-01
-9.65E-01
-9.65E-01
-9.65E-01
-8.84E-01
-9.65E-01
-8.84E-01
-8.84E-01
-8.84E-01
-8.04E-01
-8.04E-01
-8.04E-01
-8.04E-01
-7.24E-01
-7.24E-01
-7.24E-01
-6.43E-01
-7.24E-01
-7.24E-01
-6.43E-01
-7.24E-01
-5.63E-01
-6.43E-01
-5.63E-01
-5.63E-01
-5.63E-01
-5.63E-01
-4.82E-01
-4.82E-01
-4.02E-01
-4.02E-01
-4.02E-01
-4.02E-01
-3.22E-01
-4.02E-01
-3.22E-01
-3.22E-01
-3.22E-01
-3.22E-01
-3.22E-01
-2.41E-01
-2.41E-01
-2.41E-01
-1.61E-01
-1.61E-01
-2.41E-01
-1.61E-01
-8.04E-02
-8.04E-02
-1.61E-01
-8.04E-02
-8.04E-02
0.00E+00
8.04E-02
0.00E+00
0.00E+00];

%scatter(x,y,'filled')
%hold on
%scatter(x,y,'filled')
plot(t,x)
hold on
plot(t,y)
grid on
xlabel('Tiempo (s)') 
ylabel('Voltaje (V)')

%xticks([0 0.45 0.5 0.55 0.6 0.65 0.7 0.75 0.8 1])
%xticklabels({'0','0.45','0.5','0.55','0.6','0.65','0.7','0.75','0.8','1'})
yticks([-3 -2 -1 0  1 2 3])
